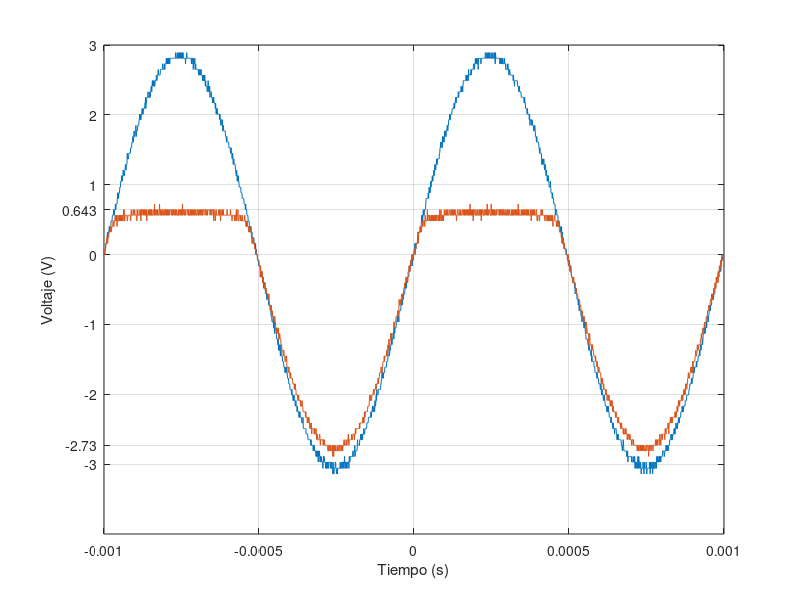

Source code (MATLAB):
t=[-1.00E-03
-9.99E-04
-9.98E-04
-9.97E-04
-9.96E-04
-9.95E-04
-9.94E-04
-9.93E-04
-9.92E-04
-9.91E-04
-9.90E-04
-9.89E-04
-9.88E-04
-9.87E-04
-9.86E-04
-9.85E-04
-9.84E-04
-9.83E-04
-9.82E-04
-9.81E-04
-9.80E-04
-9.79E-04
-9.78E-04
-9.77E-04
-9.76E-04
-9.75E-04
-9.74E-04
-9.73E-04
-9.72E-04
-9.71E-04
-9.70E-04
-9.69E-04
-9.68E-04
-9.67E-04
-9.66E-04
-9.65E-04
-9.64E-04
-9.63E-04
-9.62E-04
-9.61E-04
-9.60E-04
-9.59E-04
-9.58E-04
-9.57E-04
-9.56E-04
-9.55E-04
-9.54E-04
-9.53E-04
-9.52E-04
-9.51E-04
-9.50E-04
-9.49E-04
-9.48E-04
-9.47E-04
-9.46E-04
-9.45E-04
-9.44E-04
-9.43E-04
-9.42E-04
-9.41E-04
-9.40E-04
-9.39E-04
-9.38E-04
-9.37E-04
-9.36E-04
-9.35E-04
-9.34E-04
-9.33E-04
-9.32E-04
-9.31E-04
-9.30E-04
-9.29E-04
-9.28E-04
-9.27E-04
-9.26E-04
-9.25E-04
-9.24E-04
-9.23E-04
-9.22E-04
-9.21E-04
-9.20E-04
-9.19E-04
-9.18E-04
-9.17E-04
-9.16E-04
-9.15E-04
-9.14E-04
-9.13E-04
-9.12E-04
-9.11E-04
-9.10E-04
-9.09E-04
-9.08E-04
-9.07E-04
-9.06E-04
-9.05E-04
-9.04E-04
-9.03E-04
-9.02E-04
-9.01E-04
-9.00E-04
-8.99E-04
-8.98E-04
-8.97E-04
-8.96E-04
-8.95E-04
-8.94E-04
-8.93E-04
-8.92E-04
-8.91E-04
-8.90E-04
-8.89E-04
-8.88E-04
-8.87E-04
-8.86E-04
-8.85E-04
-8.84E-04
-8.83E-04
-8.82E-04
-8.81E-04
-8.80E-04
-8.79E-04
-8.78E-04
-8.77E-04
-8.76E-04
-8.75E-04
-8.74E-04
-8.73E-04
-8.72E-04
-8.71E-04
-8.70E-04
-8.69E-04
-8.68E-04
-8.67E-04
-8.66E-04
-8.65E-04
-8.64E-04
-8.63E-04
-8.62E-04
-8.61E-04
-8.60E-04
-8.59E-04
-8.58E-04
-8.57E-04
-8.56E-04
-8.55E-04
-8.54E-04
-8.53E-04
-8.52E-04
-8.51E-04
-8.50E-04
-8.49E-04
-8.48E-04
-8.47E-04
-8.46E-04
-8.45E-04
-8.44E-04
-8.43E-04
-8.42E-04
-8.41E-04
-8.40E-04
-8.39E-04
-8.38E-04
-8.37E-04
-8.36E-04
-8.35E-04
-8.34E-04
-8.33E-04
-8.32E-04
-8.31E-04
-8.30E-04
-8.29E-04
-8.28E-04
-8.27E-04
-8.26E-04
-8.25E-04
-8.24E-04
-8.23E-04
-8.22E-04
-8.21E-04
-8.20E-04
-8.19E-04
-8.18E-04
-8.17E-04
-8.16E-04
-8.15E-04
-8.14E-04
-8.13E-04
-8.12E-04
-8.11E-04
-8.10E-04
-8.09E-04
-8.08E-04
-8.07E-04
-8.06E-04
-8.05E-04
-8.04E-04
-8.03E-04
-8.02E-04
-8.01E-04
-8.00E-04
-7.99E-04
-7.98E-04
-7.97E-04
-7.96E-04
-7.95E-04
-7.94E-04
-7.93E-04
-7.92E-04
-7.91E-04
-7.90E-04
-7.89E-04
-7.88E-04
-7.87E-04
-7.86E-04
-7.85E-04
-7.84E-04
-7.83E-04
-7.82E-04
-7.81E-04
-7.80E-04
-7.79E-04
-7.78E-04
-7.77E-04
-7.76E-04
-7.75E-04
-7.74E-04
-7.73E-04
-7.72E-04
-7.71E-04
-7.70E-04
-7.69E-04
-7.68E-04
-7.67E-04
-7.66E-04
-7.65E-04
-7.64E-04
-7.63E-04
-7.62E-04
-7.61E-04
-7.60E-04
-7.59E-04
-7.58E-04
-7.57E-04
-7.56E-04
-7.55E-04
-7.54E-04
-7.53E-04
-7.52E-04
-7.51E-04
-7.50E-04
-7.49E-04
-7.48E-04
-7.47E-04
-7.46E-04
-7.45E-04
-7.44E-04
-7.43E-04
-7.42E-04
-7.41E-04
-7.40E-04
-7.39E-04
-7.38E-04
-7.37E-04
-7.36E-04
-7.35E-04
-7.34E-04
-7.33E-04
-7.32E-04
-7.31E-04
-7.30E-04
-7.29E-04
-7.28E-04
-7.27E-04
-7.26E-04
-7.25E-04
-7.24E-04
-7.23E-04
-7.22E-04
-7.21E-04
-7.20E-04
-7.19E-04
-7.18E-04
-7.17E-04
-7.16E-04
-7.15E-04
-7.14E-04
-7.13E-04
-7.12E-04
-7.11E-04
-7.10E-04
-7.09E-04
-7.08E-04
-7.07E-04
-7.06E-04
-7.05E-04
-7.04E-04
-7.03E-04
-7.02E-04
-7.01E-04
-7.00E-04
-6.99E-04
-6.98E-04
-6.97E-04
-6.96E-04
-6.95E-04
-6.94E-04
-6.93E-04
-6.92E-04
-6.91E-04
-6.90E-04
-6.89E-04
-6.88E-04
-6.87E-04
-6.86E-04
-6.85E-04
-6.84E-04
-6.83E-04
-6.82E-04
-6.81E-04
-6.80E-04
-6.79E-04
-6.78E-04
-6.77E-04
-6.76E-04
-6.75E-04
-6.74E-04
-6.73E-04
-6.72E-04
-6.71E-04
-6.70E-04
-6.69E-04
-6.68E-04
-6.67E-04
-6.66E-04
-6.65E-04
-6.64E-04
-6.63E-04
-6.62E-04
-6.61E-04
-6.60E-04
-6.59E-04
-6.58E-04
-6.57E-04
-6.56E-04
-6.55E-04
-6.54E-04
-6.53E-04
-6.52E-04
-6.51E-04
-6.50E-04
-6.49E-04
-6.48E-04
-6.47E-04
-6.46E-04
-6.45E-04
-6.44E-04
-6.43E-04
-6.42E-04
-6.41E-04
-6.40E-04
-6.39E-04
-6.38E-04
-6.37E-04
-6.36E-04
-6.35E-04
-6.34E-04
-6.33E-04
-6.32E-04
-6.31E-04
-6.30E-04
-6.29E-04
-6.28E-04
-6.27E-04
-6.26E-04
-6.25E-04
-6.24E-04
-6.23E-04
-6.22E-04
-6.21E-04
-6.20E-04
-6.19E-04
-6.18E-04
-6.17E-04
-6.16E-04
-6.15E-04
-6.14E-04
-6.13E-04
-6.12E-04
-6.11E-04
-6.10E-04
-6.09E-04
-6.08E-04
-6.07E-04
-6.06E-04
-6.05E-04
-6.04E-04
-6.03E-04
-6.02E-04
-6.01E-04
-6.00E-04
-5.99E-04
-5.98E-04
-5.97E-04
-5.96E-04
-5.95E-04
-5.94E-04
-5.93E-04
-5.92E-04
-5.91E-04
-5.90E-04
-5.89E-04
-5.88E-04
-5.87E-04
-5.86E-04
-5.85E-04
-5.84E-04
-5.83E-04
-5.82E-04
-5.81E-04
-5.80E-04
-5.79E-04
-5.78E-04
-5.77E-04
-5.76E-04
-5.75E-04
-5.74E-04
-5.73E-04
-5.72E-04
-5.71E-04
-5.70E-04
-5.69E-04
-5.68E-04
-5.67E-04
-5.66E-04
-5.65E-04
-5.64E-04
-5.63E-04
-5.62E-04
-5.61E-04
-5.60E-04
-5.59E-04
-5.58E-04
-5.57E-04
-5.56E-04
-5.55E-04
-5.54E-04
-5.53E-04
-5.52E-04
-5.51E-04
-5.50E-04
-5.49E-04
-5.48E-04
-5.47E-04
-5.46E-04
-5.45E-04
-5.44E-04
-5.43E-04
-5.42E-04
-5.41E-04
-5.40E-04
-5.39E-04
-5.38E-04
-5.37E-04
-5.36E-04
-5.35E-04
-5.34E-04
-5.33E-04
-5.32E-04
-5.31E-04
-5.30E-04
-5.29E-04
-5.28E-04
-5.27E-04
-5.26E-04
-5.25E-04
-5.24E-04
-5.23E-04
-5.22E-04
-5.21E-04
-5.20E-04
-5.19E-04
-5.18E-04
-5.17E-04
-5.16E-04
-5.15E-04
-5.14E-04
-5.13E-04
-5.12E-04
-5.11E-04
-5.10E-04
-5.09E-04
-5.08E-04
-5.07E-04
-5.06E-04
-5.05E-04
-5.04E-04
-5.03E-04
-5.02E-04
-5.01E-04
-5.00E-04
-4.99E-04
-4.98E-04
-4.97E-04
-4.96E-04
-4.95E-04
-4.94E-04
-4.93E-04
-4.92E-04
-4.91E-04
-4.90E-04
-4.89E-04
-4.88E-04
-4.87E-04
-4.86E-04
-4.85E-04
-4.84E-04
-4.83E-04
-4.82E-04
-4.81E-04
-4.80E-04
-4.79E-04
-4.78E-04
-4.77E-04
-4.76E-04
-4.75E-04
-4.74E-04
-4.73E-04
-4.72E-04
-4.71E-04
-4.70E-04
-4.69E-04
-4.68E-04
-4.67E-04
-4.66E-04
-4.65E-04
-4.64E-04
-4.63E-04
-4.62E-04
-4.61E-04
-4.60E-04
-4.59E-04
-4.58E-04
-4.57E-04
-4.56E-04
-4.55E-04
-4.54E-04
-4.53E-04
-4.52E-04
-4.51E-04
-4.50E-04
-4.49E-04
-4.48E-04
-4.47E-04
-4.46E-04
-4.45E-04
-4.44E-04
-4.43E-04
-4.42E-04
-4.41E-04
-4.40E-04
-4.39E-04
-4.38E-04
-4.37E-04
-4.36E-04
-4.35E-04
-4.34E-04
-4.33E-04
-4.32E-04
-4.31E-04
-4.30E-04
-4.29E-04
-4.28E-04
-4.27E-04
-4.26E-04
-4.25E-04
-4.24E-04
-4.23E-04
-4.22E-04
-4.21E-04
-4.20E-04
-4.19E-04
-4.18E-04
-4.17E-04
-4.16E-04
-4.15E-04
-4.14E-04
-4.13E-04
-4.12E-04
-4.11E-04
-4.10E-04
-4.09E-04
-4.08E-04
-4.07E-04
-4.06E-04
-4.05E-04
-4.04E-04
-4.03E-04
-4.02E-04
-4.01E-04
-4.00E-04
-3.99E-04
-3.98E-04
-3.97E-04
-3.96E-04
-3.95E-04
-3.94E-04
-3.93E-04
-3.92E-04
-3.91E-04
-3.90E-04
-3.89E-04
-3.88E-04
-3.87E-04
-3.86E-04
-3.85E-04
-3.84E-04
-3.83E-04
-3.82E-04
-3.81E-04
-3.80E-04
-3.79E-04
-3.78E-04
-3.77E-04
-3.76E-04
-3.75E-04
-3.74E-04
-3.73E-04
-3.72E-04
-3.71E-04
-3.70E-04
-3.69E-04
-3.68E-04
-3.67E-04
-3.66E-04
-3.65E-04
-3.64E-04
-3.63E-04
-3.62E-04
-3.61E-04
-3.60E-04
-3.59E-04
-3.58E-04
-3.57E-04
-3.56E-04
-3.55E-04
-3.54E-04
-3.53E-04
-3.52E-04
-3.51E-04
-3.50E-04
-3.49E-04
-3.48E-04
-3.47E-04
-3.46E-04
-3.45E-04
-3.44E-04
-3.43E-04
-3.42E-04
-3.41E-04
-3.40E-04
-3.39E-04
-3.38E-04
-3.37E-04
-3.36E-04
-3.35E-04
-3.34E-04
-3.33E-04
-3.32E-04
-3.31E-04
-3.30E-04
-3.29E-04
-3.28E-04
-3.27E-04
-3.26E-04
-3.25E-04
-3.24E-04
-3.23E-04
-3.22E-04
-3.21E-04
-3.20E-04
-3.19E-04
-3.18E-04
-3.17E-04
-3.16E-04
-3.15E-04
-3.14E-04
-3.13E-04
-3.12E-04
-3.11E-04
-3.10E-04
-3.09E-04
-3.08E-04
-3.07E-04
-3.06E-04
-3.05E-04
-3.04E-04
-3.03E-04
-3.02E-04
-3.01E-04
-3.00E-04
-2.99E-04
-2.98E-04
-2.97E-04
-2.96E-04
-2.95E-04
-2.94E-04
-2.93E-04
-2.92E-04
-2.91E-04
-2.90E-04
-2.89E-04
-2.88E-04
-2.87E-04
-2.86E-04
-2.85E-04
-2.84E-04
-2.83E-04
-2.82E-04
-2.81E-04
-2.80E-04
-2.79E-04
-2.78E-04
-2.77E-04
-2.76E-04
-2.75E-04
-2.74E-04
-2.73E-04
-2.72E-04
-2.71E-04
-2.70E-04
-2.69E-04
-2.68E-04
-2.67E-04
-2.66E-04
-2.65E-04
-2.64E-04
-2.63E-04
-2.62E-04
-2.61E-04
-2.60E-04
-2.59E-04
-2.58E-04
-2.57E-04
-2.56E-04
-2.55E-04
-2.54E-04
-2.53E-04
-2.52E-04
-2.51E-04
-2.50E-04
-2.49E-04
-2.48E-04
-2.47E-04
-2.46E-04
-2.45E-04
-2.44E-04
-2.43E-04
-2.42E-04
-2.41E-04
-2.40E-04
-2.39E-04
-2.38E-04
-2.37E-04
-2.36E-04
-2.35E-04
-2.34E-04
-2.33E-04
-2.32E-04
-2.31E-04
-2.30E-04
-2.29E-04
-2.28E-04
-2.27E-04
-2.26E-04
-2.25E-04
-2.24E-04
-2.23E-04
-2.22E-04
-2.21E-04
-2.20E-04
-2.19E-04
-2.18E-04
-2.17E-04
-2.16E-04
-2.15E-04
-2.14E-04
-2.13E-04
-2.12E-04
-2.11E-04
-2.10E-04
-2.09E-04
-2.08E-04
-2.07E-04
-2.06E-04
-2.05E-04
-2.04E-04
-2.03E-04
-2.02E-04
-2.01E-04
-2.00E-04
-1.99E-04
-1.98E-04
-1.97E-04
-1.96E-04
-1.95E-04
-1.94E-04
-1.93E-04
-1.92E-04
-1.91E-04
-1.90E-04
-1.89E-04
-1.88E-04
-1.87E-04
-1.86E-04
-1.85E-04
-1.84E-04
-1.83E-04
-1.82E-04
-1.81E-04
-1.80E-04
-1.79E-04
-1.78E-04
-1.77E-04
-1.76E-04
-1.75E-04
-1.74E-04
-1.73E-04
-1.72E-04
-1.71E-04
-1.70E-04
-1.69E-04
-1.68E-04
-1.67E-04
-1.66E-04
-1.65E-04
-1.64E-04
-1.63E-04
-1.62E-04
-1.61E-04
-1.60E-04
-1.59E-04
-1.58E-04
-1.57E-04
-1.56E-04
-1.55E-04
-1.54E-04
-1.53E-04
-1.52E-04
-1.51E-04
-1.50E-04
-1.49E-04
-1.48E-04
-1.47E-04
-1.46E-04
-1.45E-04
-1.44E-04
-1.43E-04
-1.42E-04
-1.41E-04
-1.40E-04
-1.39E-04
-1.38E-04
-1.37E-04
-1.36E-04
-1.35E-04
-1.34E-04
-1.33E-04
-1.32E-04
-1.31E-04
-1.30E-04
-1.29E-04
-1.28E-04
-1.27E-04
-1.26E-04
-1.25E-04
-1.24E-04
-1.23E-04
-1.22E-04
-1.21E-04
-1.20E-04
-1.19E-04
-1.18E-04
-1.17E-04
-1.16E-04
-1.15E-04
-1.14E-04
-1.13E-04
-1.12E-04
-1.11E-04
-1.10E-04
-1.09E-04
-1.08E-04
-1.07E-04
-1.06E-04
-1.05E-04
-1.04E-04
-1.03E-04
-1.02E-04
-1.01E-04
-1.00E-04
-9.90E-05
-9.80E-05
-9.70E-05
-9.60E-05
-9.50E-05
-9.40E-05
-9.30E-05
-9.20E-05
-9.10E-05
-9.00E-05
-8.90E-05
-8.80E-05
-8.70E-05
-8.60E-05
-8.50E-05
-8.40E-05
-8.30E-05
-8.20E-05
-8.10E-05
-8.00E-05
-7.90E-05
-7.80E-05
-7.70E-05
-7.60E-05
-7.50E-05
-7.40E-05
-7.30E-05
-7.20E-05
-7.10E-05
-7.00E-05
-6.90E-05
-6.80E-05
-6.70E-05
-6.60E-05
-6.50E-05
-6.40E-05
-6.30E-05
-6.20E-05
-6.10E-05
-6.00E-05
-5.90E-05
-5.80E-05
-5.70E-05
-5.60E-05
-5.50E-05
-5.40E-05
-5.30E-05
-5.20E-05
-5.10E-05
-5.00E-05
-4.90E-05
-4.80E-05
-4.70E-05
-4.60E-05
-4.50E-05
-4.40E-05
-4.30E-05
-4.20E-05
-4.10E-05
-4.00E-05
-3.90E-05
-3.80E-05
-3.70E-05
-3.60E-05
-3.50E-05
-3.40E-05
-3.30E-05
-3.20E-05
-3.10E-05
-3.00E-05
-2.90E-05
-2.80E-05
-2.70E-05
-2.60E-05
-2.50E-05
-2.40E-05
-2.30E-05
-2.20E-05
-2.10E-05
-2.00E-05
-1.90E-05
-1.80E-05
-1.70E-05
-1.60E-05
-1.50E-05
-1.40E-05
-1.30E-05
-1.20E-05
-1.10E-05
-1.00E-05
-9.00E-06
-8.00E-06
-7.00E-06
-6.00E-06
-5.00E-06
-4.00E-06
-3.00E-06
-2.00E-06
-1.00E-06
0.00E+00
1.00E-06
2.00E-06
3.00E-06
4.00E-06
5.00E-06
6.00E-06
7.00E-06
8.00E-06
9.00E-06
1.00E-05
1.10E-05
1.20E-05
1.30E-05
1.40E-05
1.50E-05
1.60E-05
1.70E-05
1.80E-05
1.90E-05
2.00E-05
2.10E-05
2.20E-05
2.30E-05
2.40E-05
2.50E-05
2.60E-05
2.70E-05
2.80E-05
2.90E-05
3.00E-05
3.10E-05
3.20E-05
3.30E-05
3.40E-05
3.50E-05
3.60E-05
3.70E-05
3.80E-05
3.90E-05
4.00E-05
4.10E-05
4.20E-05
4.30E-05
4.40E-05
4.50E-05
4.60E-05
4.70E-05
4.80E-05
4.90E-05
5.00E-05
5.10E-05
5.20E-05
5.30E-05
5.40E-05
5.50E-05
5.60E-05
5.70E-05
5.80E-05
5.90E-05
6.00E-05
6.10E-05
6.20E-05
6.30E-05
6.40E-05
6.50E-05
6.60E-05
6.70E-05
6.80E-05
6.90E-05
7.00E-05
7.10E-05
7.20E-05
7.30E-05
7.40E-05
7.50E-05
7.60E-05
7.70E-05
7.80E-05
7.90E-05
8.00E-05
8.10E-05
8.20E-05
8.30E-05
8.40E-05
8.50E-05
8.60E-05
8.70E-05
8.80E-05
8.90E-05
9.00E-05
9.10E-05
9.20E-05
9.30E-05
9.40E-05
9.50E-05
9.60E-05
9.70E-05
9.80E-05
9.90E-05
1.00E-04
1.01E-04
1.02E-04
1.03E-04
1.04E-04
1.05E-04
1.06E-04
1.07E-04
1.08E-04
1.09E-04
1.10E-04
1.11E-04
1.12E-04
1.13E-04
1.14E-04
1.15E-04
1.16E-04
1.17E-04
1.18E-04
1.19E-04
1.20E-04
1.21E-04
1.22E-04
1.23E-04
1.24E-04
1.25E-04
1.26E-04
1.27E-04
1.28E-04
1.29E-04
1.30E-04
1.31E-04
1.32E-04
1.33E-04
1.34E-04
1.35E-04
1.36E-04
1.37E-04
1.38E-04
1.39E-04
1.40E-04
1.41E-04
1.42E-04
1.43E-04
1.44E-04
1.45E-04
1.46E-04
1.47E-04
1.48E-04
1.49E-04
1.50E-04
1.51E-04
1.52E-04
1.53E-04
1.54E-04
1.55E-04
1.56E-04
1.57E-04
1.58E-04
1.59E-04
1.60E-04
1.61E-04
1.62E-04
1.63E-04
1.64E-04
1.65E-04
1.66E-04
1.67E-04
1.68E-04
1.69E-04
1.70E-04
1.71E-04
1.72E-04
1.73E-04
1.74E-04
1.75E-04
1.76E-04
1.77E-04
1.78E-04
1.79E-04
1.80E-04
1.81E-04
1.82E-04
1.83E-04
1.84E-04
1.85E-04
1.86E-04
1.87E-04
1.88E-04
1.89E-04
1.90E-04
1.91E-04
1.92E-04
1.93E-04
1.94E-04
1.95E-04
1.96E-04
1.97E-04
1.98E-04
1.99E-04
2.00E-04
2.01E-04
2.02E-04
2.03E-04
2.04E-04
2.05E-04
2.06E-04
2.07E-04
2.08E-04
2.09E-04
2.10E-04
2.11E-04
2.12E-04
2.13E-04
2.14E-04
2.15E-04
2.16E-04
2.17E-04
2.18E-04
2.19E-04
2.20E-04
2.21E-04
2.22E-04
2.23E-04
2.24E-04
2.25E-04
2.26E-04
2.27E-04
2.28E-04
2.29E-04
2.30E-04
2.31E-04
2.32E-04
2.33E-04
2.34E-04
2.35E-04
2.36E-04
2.37E-04
2.38E-04
2.39E-04
2.40E-04
2.41E-04
2.42E-04
2.43E-04
2.44E-04
2.45E-04
2.46E-04
2.47E-04
2.48E-04
2.49E-04
2.50E-04
2.51E-04
2.52E-04
2.53E-04
2.54E-04
2.55E-04
2.56E-04
2.57E-04
2.58E-04
2.59E-04
2.60E-04
2.61E-04
2.62E-04
2.63E-04
2.64E-04
2.65E-04
2.66E-04
2.67E-04
2.68E-04
2.69E-04
2.70E-04
2.71E-04
2.72E-04
2.73E-04
2.74E-04
2.75E-04
2.76E-04
2.77E-04
2.78E-04
2.79E-04
2.80E-04
2.81E-04
2.82E-04
2.83E-04
2.84E-04
2.85E-04
2.86E-04
2.87E-04
2.88E-04
2.89E-04
2.90E-04
2.91E-04
2.92E-04
2.93E-04
2.94E-04
2.95E-04
2.96E-04
2.97E-04
2.98E-04
2.99E-04
3.00E-04
3.01E-04
3.02E-04
3.03E-04
3.04E-04
3.05E-04
3.06E-04
3.07E-04
3.08E-04
3.09E-04
3.10E-04
3.11E-04
3.12E-04
3.13E-04
3.14E-04
3.15E-04
3.16E-04
3.17E-04
3.18E-04
3.19E-04
3.20E-04
3.21E-04
3.22E-04
3.23E-04
3.24E-04
3.25E-04
3.26E-04
3.27E-04
3.28E-04
3.29E-04
3.30E-04
3.31E-04
3.32E-04
3.33E-04
3.34E-04
3.35E-04
3.36E-04
3.37E-04
3.38E-04
3.39E-04
3.40E-04
3.41E-04
3.42E-04
3.43E-04
3.44E-04
3.45E-04
3.46E-04
3.47E-04
3.48E-04
3.49E-04
3.50E-04
3.51E-04
3.52E-04
3.53E-04
3.54E-04
3.55E-04
3.56E-04
3.57E-04
3.58E-04
3.59E-04
3.60E-04
3.61E-04
3.62E-04
3.63E-04
3.64E-04
3.65E-04
3.66E-04
3.67E-04
3.68E-04
3.69E-04
3.70E-04
3.71E-04
3.72E-04
3.73E-04
3.74E-04
3.75E-04
3.76E-04
3.77E-04
3.78E-04
3.79E-04
3.80E-04
3.81E-04
3.82E-04
3.83E-04
3.84E-04
3.85E-04
3.86E-04
3.87E-04
3.88E-04
3.89E-04
3.90E-04
3.91E-04
3.92E-04
3.93E-04
3.94E-04
3.95E-04
3.96E-04
3.97E-04
3.98E-04
3.99E-04
4.00E-04
4.01E-04
4.02E-04
4.03E-04
4.04E-04
4.05E-04
4.06E-04
4.07E-04
4.08E-04
4.09E-04
4.10E-04
4.11E-04
4.12E-04
4.13E-04
4.14E-04
4.15E-04
4.16E-04
4.17E-04
4.18E-04
4.19E-04
4.20E-04
4.21E-04
4.22E-04
4.23E-04
4.24E-04
4.25E-04
4.26E-04
4.27E-04
4.28E-04
4.29E-04
4.30E-04
4.31E-04
4.32E-04
4.33E-04
4.34E-04
4.35E-04
4.36E-04
4.37E-04
4.38E-04
4.39E-04
4.40E-04
4.41E-04
4.42E-04
4.43E-04
4.44E-04
4.45E-04
4.46E-04
4.47E-04
4.48E-04
4.49E-04
4.50E-04
4.51E-04
4.52E-04
4.53E-04
4.54E-04
4.55E-04
4.56E-04
4.57E-04
4.58E-04
4.59E-04
4.60E-04
4.61E-04
4.62E-04
4.63E-04
4.64E-04
4.65E-04
4.66E-04
4.67E-04
4.68E-04
4.69E-04
4.70E-04
4.71E-04
4.72E-04
4.73E-04
4.74E-04
4.75E-04
4.76E-04
4.77E-04
4.78E-04
4.79E-04
4.80E-04
4.81E-04
4.82E-04
4.83E-04
4.84E-04
4.85E-04
4.86E-04
4.87E-04
4.88E-04
4.89E-04
4.90E-04
4.91E-04
4.92E-04
4.93E-04
4.94E-04
4.95E-04
4.96E-04
4.97E-04
4.98E-04
4.99E-04
5.00E-04
5.01E-04
5.02E-04
5.03E-04
5.04E-04
5.05E-04
5.06E-04
5.07E-04
5.08E-04
5.09E-04
5.10E-04
5.11E-04
5.12E-04
5.13E-04
5.14E-04
5.15E-04
5.16E-04
5.17E-04
5.18E-04
5.19E-04
5.20E-04
5.21E-04
5.22E-04
5.23E-04
5.24E-04
5.25E-04
5.26E-04
5.27E-04
5.28E-04
5.29E-04
5.30E-04
5.31E-04
5.32E-04
5.33E-04
5.34E-04
5.35E-04
5.36E-04
5.37E-04
5.38E-04
5.39E-04
5.40E-04
5.41E-04
5.42E-04
5.43E-04
5.44E-04
5.45E-04
5.46E-04
5.47E-04
5.48E-04
5.49E-04
5.50E-04
5.51E-04
5.52E-04
5.53E-04
5.54E-04
5.55E-04
5.56E-04
5.57E-04
5.58E-04
5.59E-04
5.60E-04
5.61E-04
5.62E-04
5.63E-04
5.64E-04
5.65E-04
5.66E-04
5.67E-04
5.68E-04
5.69E-04
5.70E-04
5.71E-04
5.72E-04
5.73E-04
5.74E-04
5.75E-04
5.76E-04
5.77E-04
5.78E-04
5.79E-04
5.80E-04
5.81E-04
5.82E-04
5.83E-04
5.84E-04
5.85E-04
5.86E-04
5.87E-04
5.88E-04
5.89E-04
5.90E-04
5.91E-04
5.92E-04
5.93E-04
5.94E-04
5.95E-04
5.96E-04
5.97E-04
5.98E-04
5.99E-04
6.00E-04
6.01E-04
6.02E-04
6.03E-04
6.04E-04
6.05E-04
6.06E-04
6.07E-04
6.08E-04
6.09E-04
6.10E-04
6.11E-04
6.12E-04
6.13E-04
6.14E-04
6.15E-04
6.16E-04
6.17E-04
6.18E-04
6.19E-04
6.20E-04
6.21E-04
6.22E-04
6.23E-04
6.24E-04
6.25E-04
6.26E-04
6.27E-04
6.28E-04
6.29E-04
6.30E-04
6.31E-04
6.32E-04
6.33E-04
6.34E-04
6.35E-04
6.36E-04
6.37E-04
6.38E-04
6.39E-04
6.40E-04
6.41E-04
6.42E-04
6.43E-04
6.44E-04
6.45E-04
6.46E-04
6.47E-04
6.48E-04
6.49E-04
6.50E-04
6.51E-04
6.52E-04
6.53E-04
6.54E-04
6.55E-04
6.56E-04
6.57E-04
6.58E-04
6.59E-04
6.60E-04
6.61E-04
6.62E-04
6.63E-04
6.64E-04
6.65E-04
6.66E-04
6.67E-04
6.68E-04
6.69E-04
6.70E-04
6.71E-04
6.72E-04
6.73E-04
6.74E-04
6.75E-04
6.76E-04
6.77E-04
6.78E-04
6.79E-04
6.80E-04
6.81E-04
6.82E-04
6.83E-04
6.84E-04
6.85E-04
6.86E-04
6.87E-04
6.88E-04
6.89E-04
6.90E-04
6.91E-04
6.92E-04
6.93E-04
6.94E-04
6.95E-04
6.96E-04
6.97E-04
6.98E-04
6.99E-04
7.00E-04
7.01E-04
7.02E-04
7.03E-04
7.04E-04
7.05E-04
7.06E-04
7.07E-04
7.08E-04
7.09E-04
7.10E-04
7.11E-04
7.12E-04
7.13E-04
7.14E-04
7.15E-04
7.16E-04
7.17E-04
7.18E-04
7.19E-04
7.20E-04
7.21E-04
7.22E-04
7.23E-04
7.24E-04
7.25E-04
7.26E-04
7.27E-04
7.28E-04
7.29E-04
7.30E-04
7.31E-04
7.32E-04
7.33E-04
7.34E-04
7.35E-04
7.36E-04
7.37E-04
7.38E-04
7.39E-04
7.40E-04
7.41E-04
7.42E-04
7.43E-04
7.44E-04
7.45E-04
7.46E-04
7.47E-04
7.48E-04
7.49E-04
7.50E-04
7.51E-04
7.52E-04
7.53E-04
7.54E-04
7.55E-04
7.56E-04
7.57E-04
7.58E-04
7.59E-04
7.60E-04
7.61E-04
7.62E-04
7.63E-04
7.64E-04
7.65E-04
7.66E-04
7.67E-04
7.68E-04
7.69E-04
7.70E-04
7.71E-04
7.72E-04
7.73E-04
7.74E-04
7.75E-04
7.76E-04
7.77E-04
7.78E-04
7.79E-04
7.80E-04
7.81E-04
7.82E-04
7.83E-04
7.84E-04
7.85E-04
7.86E-04
7.87E-04
7.88E-04
7.89E-04
7.90E-04
7.91E-04
7.92E-04
7.93E-04
7.94E-04
7.95E-04
7.96E-04
7.97E-04
7.98E-04
7.99E-04
8.00E-04
8.01E-04
8.02E-04
8.03E-04
8.04E-04
8.05E-04
8.06E-04
8.07E-04
8.08E-04
8.09E-04
8.10E-04
8.11E-04
8.12E-04
8.13E-04
8.14E-04
8.15E-04
8.16E-04
8.17E-04
8.18E-04
8.19E-04
8.20E-04
8.21E-04
8.22E-04
8.23E-04
8.24E-04
8.25E-04
8.26E-04
8.27E-04
8.28E-04
8.29E-04
8.30E-04
8.31E-04
8.32E-04
8.33E-04
8.34E-04
8.35E-04
8.36E-04
8.37E-04
8.38E-04
8.39E-04
8.40E-04
8.41E-04
8.42E-04
8.43E-04
8.44E-04
8.45E-04
8.46E-04
8.47E-04
8.48E-04
8.49E-04
8.50E-04
8.51E-04
8.52E-04
8.53E-04
8.54E-04
8.55E-04
8.56E-04
8.57E-04
8.58E-04
8.59E-04
8.60E-04
8.61E-04
8.62E-04
8.63E-04
8.64E-04
8.65E-04
8.66E-04
8.67E-04
8.68E-04
8.69E-04
8.70E-04
8.71E-04
8.72E-04
8.73E-04
8.74E-04
8.75E-04
8.76E-04
8.77E-04
8.78E-04
8.79E-04
8.80E-04
8.81E-04
8.82E-04
8.83E-04
8.84E-04
8.85E-04
8.86E-04
8.87E-04
8.88E-04
8.89E-04
8.90E-04
8.91E-04
8.92E-04
8.93E-04
8.94E-04
8.95E-04
8.96E-04
8.97E-04
8.98E-04
8.99E-04
9.00E-04
9.01E-04
9.02E-04
9.03E-04
9.04E-04
9.05E-04
9.06E-04
9.07E-04
9.08E-04
9.09E-04
9.10E-04
9.11E-04
9.12E-04
9.13E-04
9.14E-04
9.15E-04
9.16E-04
9.17E-04
9.18E-04
9.19E-04
9.20E-04
9.21E-04
9.22E-04
9.23E-04
9.24E-04
9.25E-04
9.26E-04
9.27E-04
9.28E-04
9.29E-04
9.30E-04
9.31E-04
9.32E-04
9.33E-04
9.34E-04
9.35E-04
9.36E-04
9.37E-04
9.38E-04
9.39E-04
9.40E-04
9.41E-04
9.42E-04
9.43E-04
9.44E-04
9.45E-04
9.46E-04
9.47E-04
9.48E-04
9.49E-04
9.50E-04
9.51E-04
9.52E-04
9.53E-04
9.54E-04
9.55E-04
9.56E-04
9.57E-04
9.58E-04
9.59E-04
9.60E-04
9.61E-04
9.62E-04
9.63E-04
9.64E-04
9.65E-04
9.66E-04
9.67E-04
9.68E-04
9.69E-04
9.70E-04
9.71E-04
9.72E-04
9.73E-04
9.74E-04
9.75E-04
9.76E-04
9.77E-04
9.78E-04
9.79E-04
9.80E-04
9.81E-04
9.82E-04
9.83E-04
9.84E-04
9.85E-04
9.86E-04
9.87E-04
9.88E-04
9.89E-04
9.90E-04
9.91E-04
9.92E-04
9.93E-04
9.94E-04
9.95E-04
9.96E-04
9.97E-04
9.98E-04
9.99E-04];
x=[8.04E-02
0.00E+00
0.00E+00
0.00E+00
8.04E-02
8.04E-02
1.61E-01
1.61E-01
1.61E-01
1.61E-01
2.41E-01
3.22E-01
2.41E-01
2.41E-01
3.22E-01
3.22E-01
3.22E-01
4.02E-01
3.22E-01
4.02E-01
4.02E-01
4.02E-01
4.02E-01
4.82E-01
4.82E-01
4.82E-01
4.82E-01
5.63E-01
5.63E-01
5.63E-01
5.63E-01
6.43E-01
6.43E-01
5.63E-01
6.43E-01
6.43E-01
6.43E-01
7.24E-01
6.43E-01
7.24E-01
7.24E-01
7.24E-01
7.24E-01
8.04E-01
8.84E-01
8.04E-01
8.84E-01
8.04E-01
8.84E-01
8.84E-01
8.84E-01
9.65E-01
9.65E-01
9.65E-01
1.05E+00
1.05E+00
1.05E+00
1.13E+00
1.05E+00
1.05E+00
1.13E+00
1.13E+00
1.21E+00
1.13E+00
1.13E+00
1.13E+00
1.13E+00
1.21E+00
1.21E+00
1.29E+00
1.29E+00
1.21E+00
1.29E+00
1.29E+00
1.29E+00
1.45E+00
1.37E+00
1.37E+00
1.37E+00
1.37E+00
1.45E+00
1.45E+00
1.45E+00
1.45E+00
1.45E+00
1.45E+00
1.53E+00
1.53E+00
1.53E+00
1.53E+00
1.61E+00
1.61E+00
1.61E+00
1.69E+00
1.61E+00
1.61E+00
1.69E+00
1.77E+00
1.69E+00
1.69E+00
1.69E+00
1.77E+00
1.77E+00
1.85E+00
1.69E+00
1.77E+00
1.77E+00
1.77E+00
1.77E+00
1.85E+00
1.85E+00
1.85E+00
1.85E+00
1.93E+00
1.93E+00
2.01E+00
1.93E+00
1.93E+00
2.01E+00
1.93E+00
2.01E+00
2.01E+00
2.01E+00
2.09E+00
2.01E+00
2.09E+00
2.01E+00
2.09E+00
2.09E+00
2.09E+00
2.09E+00
2.09E+00
2.17E+00
2.17E+00
2.25E+00
2.09E+00
2.17E+00
2.17E+00
2.25E+00
2.25E+00
2.25E+00
2.25E+00
2.33E+00
2.25E+00
2.25E+00
2.25E+00
2.25E+00
2.25E+00
2.33E+00
2.25E+00
2.33E+00
2.33E+00
2.41E+00
2.41E+00
2.33E+00
2.41E+00
2.49E+00
2.41E+00
2.49E+00
2.49E+00
2.41E+00
2.49E+00
2.49E+00
2.41E+00
2.41E+00
2.49E+00
2.49E+00
2.49E+00
2.49E+00
2.57E+00
2.49E+00
2.49E+00
2.57E+00
2.57E+00
2.57E+00
2.65E+00
2.57E+00
2.57E+00
2.57E+00
2.57E+00
2.57E+00
2.57E+00
2.65E+00
2.65E+00
2.65E+00
2.65E+00
2.65E+00
2.65E+00
2.65E+00
2.73E+00
2.73E+00
2.65E+00
2.65E+00
2.65E+00
2.65E+00
2.73E+00
2.65E+00
2.73E+00
2.73E+00
2.73E+00
2.73E+00
2.81E+00
2.73E+00
2.73E+00
2.81E+00
2.73E+00
2.81E+00
2.73E+00
2.81E+00
2.81E+00
2.73E+00
2.81E+00
2.73E+00
2.81E+00
2.81E+00
2.81E+00
2.81E+00
2.81E+00
2.81E+00
2.81E+00
2.81E+00
2.81E+00
2.81E+00
2.81E+00
2.81E+00
2.81E+00
2.81E+00
2.81E+00
2.81E+00
2.81E+00
2.81E+00
2.89E+00
2.89E+00
2.81E+00
2.81E+00
2.81E+00
2.81E+00
2.89E+00
2.81E+00
2.81E+00
2.81E+00
2.89E+00
2.89E+00
2.81E+00
2.89E+00
2.89E+00
2.81E+00
2.89E+00
2.81E+00
2.81E+00
2.89E+00
2.81E+00
2.81E+00
2.89E+00
2.81E+00
2.89E+00
2.81E+00
2.81E+00
2.81E+00
2.81E+00
2.81E+00
2.81E+00
2.81E+00
2.73E+00
2.81E+00
2.81E+00
2.81E+00
2.89E+00
2.81E+00
2.81E+00
2.81E+00
2.81E+00
2.81E+00
2.81E+00
2.81E+00
2.81E+00
2.81E+00
2.81E+00
2.81E+00
2.81E+00
2.81E+00
2.81E+00
2.73E+00
2.81E+00
2.73E+00
2.81E+00
2.81E+00
2.81E+00
2.65E+00
2.81E+00
2.73E+00
2.73E+00
2.73E+00
2.81E+00
2.65E+00
2.73E+00
2.73E+00
2.65E+00
2.65E+00
2.65E+00
2.65E+00
2.65E+00
2.65E+00
2.65E+00
2.65E+00
2.57E+00
2.57E+00
2.65E+00
2.57E+00
2.57E+00
2.65E+00
2.57E+00
2.57E+00
2.65E+00
2.57E+00
2.57E+00
2.57E+00
2.57E+00
2.49E+00
2.57E+00
2.49E+00
2.49E+00
2.57E+00
2.49E+00
2.49E+00
2.57E+00
2.49E+00
2.41E+00
2.49E+00
2.41E+00
2.41E+00
2.41E+00
2.41E+00
2.33E+00
2.41E+00
2.41E+00
2.49E+00
2.41E+00
2.33E+00
2.41E+00
2.33E+00
2.41E+00
2.25E+00
2.33E+00
2.33E+00
2.33E+00
2.33E+00
2.25E+00
2.25E+00
2.25E+00
2.17E+00
2.25E+00
2.25E+00
2.17E+00
2.25E+00
2.17E+00
2.17E+00
2.17E+00
2.17E+00
2.09E+00
2.17E+00
2.09E+00
2.01E+00
2.09E+00
2.01E+00
2.09E+00
2.01E+00
2.01E+00
2.01E+00
2.01E+00
2.01E+00
2.01E+00
2.01E+00
1.93E+00
2.01E+00
1.93E+00
1.93E+00
1.85E+00
1.93E+00
1.93E+00
1.93E+00
1.85E+00
1.93E+00
1.77E+00
1.77E+00
1.85E+00
1.77E+00
1.77E+00
1.77E+00
1.77E+00
1.77E+00
1.77E+00
1.69E+00
1.69E+00
1.69E+00
1.61E+00
1.69E+00
1.61E+00
1.61E+00
1.61E+00
1.61E+00
1.61E+00
1.61E+00
1.53E+00
1.53E+00
1.53E+00
1.53E+00
1.53E+00
1.45E+00
1.45E+00
1.53E+00
1.45E+00
1.45E+00
1.37E+00
1.37E+00
1.45E+00
1.37E+00
1.29E+00
1.37E+00
1.37E+00
1.29E+00
1.29E+00
1.29E+00
1.29E+00
1.21E+00
1.21E+00
1.13E+00
1.13E+00
1.21E+00
1.13E+00
1.05E+00
1.13E+00
1.05E+00
1.13E+00
1.05E+00
1.05E+00
9.65E-01
9.65E-01
9.65E-01
9.65E-01
9.65E-01
9.65E-01
8.84E-01
8.84E-01
8.84E-01
8.84E-01
8.04E-01
8.04E-01
8.04E-01
8.04E-01
8.04E-01
8.04E-01
7.24E-01
7.24E-01
7.24E-01
7.24E-01
6.43E-01
7.24E-01
6.43E-01
6.43E-01
6.43E-01
5.63E-01
5.63E-01
5.63E-01
5.63E-01
4.82E-01
4.82E-01
4.82E-01
4.82E-01
4.02E-01
4.02E-01
3.22E-01
4.02E-01
3.22E-01
4.02E-01
3.22E-01
2.41E-01
3.22E-01
1.61E-01
2.41E-01
2.41E-01
2.41E-01
1.61E-01
2.41E-01
1.61E-01
1.61E-01
1.61E-01
8.04E-02
8.04E-02
1.61E-01
0.00E+00
8.04E-02
0.00E+00
0.00E+00
0.00E+00
-8.04E-02
-8.04E-02
-8.04E-02
-8.04E-02
-1.61E-01
-1.61E-01
-1.61E-01
-1.61E-01
-1.61E-01
-1.61E-01
-2.41E-01
-3.22E-01
-3.22E-01
-3.22E-01
-2.41E-01
-3.22E-01
-3.22E-01
-4.02E-01
-4.02E-01
-3.22E-01
-4.82E-01
-4.02E-01
-4.02E-01
-4.82E-01
-4.82E-01
-4.82E-01
-5.63E-01
-4.82E-01
-5.63E-01
-5.63E-01
-6.43E-01
-6.43E-01
-6.43E-01
-5.63E-01
-6.43E-01
-6.43E-01
-7.24E-01
-7.24E-01
-7.24E-01
-7.24E-01
-7.24E-01
-8.04E-01
-8.04E-01
-8.04E-01
-8.84E-01
-8.84E-01
-8.84E-01
-9.65E-01
-9.65E-01
-9.65E-01
-9.65E-01
-8.84E-01
-1.05E+00
-1.05E+00
-9.65E-01
-1.13E+00
-1.05E+00
-1.05E+00
-1.05E+00
-1.05E+00
-1.13E+00
-1.13E+00
-1.21E+00
-1.21E+00
-1.21E+00
-1.21E+00
-1.29E+00
-1.21E+00
-1.37E+00
-1.29E+00
-1.37E+00
-1.37E+00
-1.29E+00
-1.37E+00
-1.45E+00
-1.37E+00
-1.29E+00
-1.45E+00
-1.45E+00
-1.45E+00
-1.45E+00
-1.53E+00
-1.53E+00
-1.53E+00
-1.53E+00
-1.61E+00
-1.61E+00
-1.61E+00
-1.61E+00
-1.69E+00
-1.61E+00
-1.69E+00
-1.69E+00
-1.61E+00
-1.69E+00
-1.69E+00
-1.69E+00
-1.77E+00
-1.77E+00
-1.77E+00
-1.77E+00
-1.85E+00
-1.85E+00
-1.85E+00
-1.85E+00
-1.93E+00
-1.93E+00
-1.93E+00
-1.93E+00
-1.93E+00
-2.01E+00
-1.93E+00
-2.01E+00
-2.01E+00
-2.01E+00
-2.09E+00
-2.01E+00
-2.09E+00
-2.01E+00
-2.09E+00
-2.09E+00
-2.09E+00
-2.17E+00
-2.17E+00
-2.09E+00
-2.17E+00
-2.17E+00
-2.17E+00
-2.25E+00
-2.17E+00
-2.25E+00
-2.25E+00
-2.25E+00
-2.25E+00
-2.33E+00
-2.25E+00
-2.33E+00
-2.25E+00
-2.33E+00
-2.33E+00
-2.33E+00
-2.33E+00
-2.33E+00
-2.41E+00
-2.41E+00
-2.41E+00
-2.41E+00
-2.33E+00
-2.49E+00
-2.49E+00
-2.49E+00
-2.49E+00
-2.49E+00
-2.49E+00
-2.49E+00
-2.49E+00
-2.49E+00
-2.57E+00
-2.57E+00
-2.57E+00
-2.57E+00
-2.57E+00
-2.57E+00
-2.65E+00
-2.65E+00
-2.65E+00
-2.65E+00
-2.65E+00
-2.65E+00
-2.65E+00
-2.65E+00
-2.65E+00
-2.73E+00
-2.65E+00
-2.73E+00
-2.73E+00
-2.73E+00
-2.73E+00
-2.73E+00
-2.73E+00
-2.81E+00
-2.73E+00
-2.81E+00
-2.73E+00
-2.81E+00
-2.81E+00
-2.81E+00
-2.81E+00
-2.81E+00
-2.89E+00
-2.81E+00
-2.89E+00
-2.81E+00
-2.89E+00
-2.81E+00
-2.89E+00
-2.97E+00
-2.89E+00
-2.81E+00
-2.89E+00
-2.81E+00
-2.89E+00
-2.97E+00
-2.89E+00
-2.97E+00
-2.89E+00
-2.89E+00
-2.97E+00
-2.97E+00
-2.97E+00
-2.97E+00
-3.06E+00
-2.97E+00
-2.89E+00
-2.97E+00
-2.89E+00
-2.97E+00
-2.97E+00
-2.97E+00
-2.97E+00
-3.06E+00
-2.97E+00
-3.06E+00
-3.06E+00
-2.97E+00
-3.06E+00
-2.97E+00
-2.97E+00
-3.06E+00
-3.06E+00
-2.97E+00
-2.97E+00
-2.97E+00
-2.97E+00
-2.97E+00
-3.06E+00
-3.06E+00
-2.97E+00
-3.06E+00
-3.06E+00
-2.97E+00
-3.06E+00
-3.06E+00
-3.14E+00
-2.97E+00
-3.14E+00
-3.14E+00
-3.14E+00
-3.06E+00
-3.06E+00
-3.06E+00
-2.97E+00
-2.97E+00
-3.06E+00
-3.06E+00
-3.14E+00
-3.14E+00
-3.06E+00
-3.14E+00
-3.06E+00
-3.06E+00
-3.06E+00
-3.06E+00
-3.06E+00
-3.06E+00
-3.06E+00
-3.06E+00
-2.97E+00
-3.06E+00
-3.06E+00
-3.06E+00
-3.06E+00
-2.97E+00
-2.97E+00
-3.06E+00
-2.97E+00
-2.97E+00
-2.97E+00
-3.06E+00
-2.97E+00
-2.97E+00
-2.89E+00
-3.06E+00
-3.06E+00
-2.97E+00
-2.97E+00
-3.06E+00
-3.06E+00
-2.97E+00
-3.06E+00
-2.97E+00
-2.97E+00
-2.97E+00
-2.97E+00
-2.97E+00
-3.06E+00
-2.89E+00
-2.89E+00
-2.97E+00
-2.89E+00
-2.89E+00
-2.89E+00
-2.89E+00
-2.89E+00
-2.89E+00
-2.89E+00
-2.89E+00
-2.89E+00
-2.81E+00
-2.89E+00
-2.89E+00
-2.89E+00
-2.81E+00
-2.81E+00
-2.73E+00
-2.89E+00
-2.81E+00
-2.81E+00
-2.81E+00
-2.81E+00
-2.81E+00
-2.81E+00
-2.73E+00
-2.65E+00
-2.73E+00
-2.73E+00
-2.73E+00
-2.73E+00
-2.73E+00
-2.73E+00
-2.65E+00
-2.65E+00
-2.65E+00
-2.57E+00
-2.57E+00
-2.65E+00
-2.57E+00
-2.65E+00
-2.57E+00
-2.65E+00
-2.57E+00
-2.57E+00
-2.57E+00
-2.49E+00
-2.57E+00
-2.57E+00
-2.57E+00
-2.49E+00
-2.49E+00
-2.49E+00
-2.49E+00
-2.49E+00
-2.49E+00
-2.41E+00
-2.41E+00
-2.41E+00
-2.41E+00
-2.41E+00
-2.33E+00
-2.33E+00
-2.33E+00
-2.33E+00
-2.33E+00
-2.33E+00
-2.33E+00
-2.33E+00
-2.25E+00
-2.33E+00
-2.25E+00
-2.25E+00
-2.25E+00
-2.17E+00
-2.25E+00
-2.25E+00
-2.25E+00
-2.17E+00
-2.17E+00
-2.17E+00
-2.25E+00
-2.09E+00
-2.17E+00
-2.17E+00
-2.09E+00
-2.01E+00
-2.09E+00
-1.93E+00
-2.01E+00
-2.01E+00
-2.01E+00
-2.01E+00
-1.93E+00
-1.93E+00
-1.93E+00
-1.93E+00
-1.93E+00
-1.93E+00
-1.93E+00
-1.93E+00
-1.85E+00
-1.85E+00
-1.77E+00
-1.77E+00
-1.69E+00
-1.77E+00
-1.77E+00
-1.69E+00
-1.77E+00
-1.69E+00
-1.69E+00
-1.69E+00
-1.69E+00
-1.61E+00
-1.61E+00
-1.61E+00
-1.61E+00
-1.61E+00
-1.61E+00
-1.53E+00
-1.53E+00
-1.53E+00
-1.53E+00
-1.45E+00
-1.45E+00
-1.45E+00
-1.45E+00
-1.37E+00
-1.45E+00
-1.37E+00
-1.37E+00
-1.37E+00
-1.29E+00
-1.29E+00
-1.29E+00
-1.13E+00
-1.29E+00
-1.21E+00
-1.21E+00
-1.21E+00
-1.13E+00
-1.13E+00
-1.21E+00
-1.05E+00
-1.13E+00
-1.13E+00
-1.05E+00
-1.05E+00
-1.05E+00
-1.05E+00
-9.65E-01
-9.65E-01
-9.65E-01
-8.84E-01
-8.84E-01
-9.65E-01
-8.84E-01
-8.84E-01
-9.65E-01
-8.04E-01
-8.04E-01
-8.04E-01
-8.04E-01
-8.04E-01
-8.04E-01
-7.24E-01
-7.24E-01
-6.43E-01
-6.43E-01
-7.24E-01
-6.43E-01
-5.63E-01
-5.63E-01
-6.43E-01
-5.63E-01
-5.63E-01
-5.63E-01
-5.63E-01
-4.82E-01
-4.82E-01
-4.02E-01
-4.82E-01
-4.82E-01
-4.02E-01
-4.02E-01
-4.02E-01
-3.22E-01
-3.22E-01
-3.22E-01
-3.22E-01
-3.22E-01
-2.41E-01
-1.61E-01
-2.41E-01
-2.41E-01
-1.61E-01
-1.61E-01
-8.04E-02
-1.61E-01
-1.61E-01
-8.04E-02
-1.61E-01
0.00E+00
-8.04E-02
0.00E+00
-8.04E-02
0.00E+00
0.00E+00
8.04E-02
8.04E-02
1.61E-01
8.04E-02
1.61E-01
8.04E-02
1.61E-01
1.61E-01
1.61E-01
1.61E-01
1.61E-01
2.41E-01
2.41E-01
2.41E-01
3.22E-01
3.22E-01
3.22E-01
3.22E-01
3.22E-01
4.02E-01
3.22E-01
4.02E-01
4.02E-01
4.82E-01
5.63E-01
4.82E-01
5.63E-01
4.82E-01
5.63E-01
6.43E-01
5.63E-01
5.63E-01
5.63E-01
6.43E-01
6.43E-01
6.43E-01
6.43E-01
7.24E-01
8.04E-01
8.04E-01
8.04E-01
8.04E-01
8.04E-01
8.04E-01
8.04E-01
8.84E-01
8.04E-01
8.84E-01
9.65E-01
8.84E-01
9.65E-01
8.84E-01
9.65E-01
1.05E+00
9.65E-01
1.05E+00
1.05E+00
1.05E+00
1.13E+00
1.05E+00
1.05E+00
1.13E+00
1.13E+00
1.21E+00
1.13E+00
1.21E+00
1.29E+00
1.29E+00
1.29E+00
1.21E+00
1.29E+00
1.29E+00
1.37E+00
1.29E+00
1.29E+00
1.37E+00
1.37E+00
1.37E+00
1.37E+00
1.37E+00
1.37E+00
1.45E+00
1.45E+00
1.53E+00
1.53E+00
1.61E+00
1.53E+00
1.61E+00
1.61E+00
1.61E+00
1.53E+00
1.69E+00
1.61E+00
1.61E+00
1.61E+00
1.69E+00
1.61E+00
1.69E+00
1.77E+00
1.69E+00
1.77E+00
1.77E+00
1.69E+00
1.77E+00
1.77E+00
1.77E+00
1.85E+00
1.85E+00
1.77E+00
1.85E+00
1.85E+00
1.93E+00
1.93E+00
1.93E+00
2.01E+00
1.93E+00
1.93E+00
2.01E+00
2.01E+00
2.01E+00
2.01E+00
2.01E+00
2.09E+00
2.09E+00
2.09E+00
2.09E+00
2.09E+00
2.09E+00
2.17E+00
2.17E+00
2.09E+00
2.17E+00
2.17E+00
2.25E+00
2.25E+00
2.17E+00
2.25E+00
2.25E+00
2.25E+00
2.25E+00
2.25E+00
2.25E+00
2.33E+00
2.25E+00
2.33E+00
2.33E+00
2.33E+00
2.33E+00
2.33E+00
2.33E+00
2.33E+00
2.41E+00
2.33E+00
2.33E+00
2.41E+00
2.41E+00
2.33E+00
2.41E+00
2.49E+00
2.49E+00
2.49E+00
2.49E+00
2.49E+00
2.49E+00
2.49E+00
2.49E+00
2.49E+00
2.57E+00
2.49E+00
2.57E+00
2.57E+00
2.49E+00
2.57E+00
2.49E+00
2.49E+00
2.65E+00
2.57E+00
2.57E+00
2.57E+00
2.57E+00
2.57E+00
2.57E+00
2.57E+00
2.65E+00
2.57E+00
2.65E+00
2.65E+00
2.65E+00
2.65E+00
2.65E+00
2.65E+00
2.73E+00
2.73E+00
2.73E+00
2.65E+00
2.73E+00
2.73E+00
2.81E+00
2.73E+00
2.73E+00
2.73E+00
2.81E+00
2.73E+00
2.73E+00
2.73E+00
2.81E+00
2.65E+00
2.81E+00
2.81E+00
2.81E+00
2.81E+00
2.81E+00
2.81E+00
2.81E+00
2.81E+00
2.73E+00
2.81E+00
2.81E+00
2.81E+00
2.81E+00
2.81E+00
2.81E+00
2.81E+00
2.81E+00
2.81E+00
2.81E+00
2.81E+00
2.81E+00
2.81E+00
2.89E+00
2.89E+00
2.81E+00
2.81E+00
2.81E+00
2.89E+00
2.81E+00
2.81E+00
2.89E+00
2.89E+00
2.81E+00
2.89E+00
2.81E+00
2.81E+00
2.89E+00
2.81E+00
2.81E+00
2.81E+00
2.81E+00
2.89E+00
2.81E+00
2.81E+00
2.89E+00
2.81E+00
2.81E+00
2.81E+00
2.81E+00
2.81E+00
2.89E+00
2.81E+00
2.89E+00
2.81E+00
2.73E+00
2.89E+00
2.81E+00
2.81E+00
2.81E+00
2.81E+00
2.81E+00
2.81E+00
2.81E+00
2.81E+00
2.81E+00
2.81E+00
2.81E+00
2.81E+00
2.81E+00
2.73E+00
2.81E+00
2.81E+00
2.73E+00
2.81E+00
2.73E+00
2.81E+00
2.81E+00
2.73E+00
2.81E+00
2.81E+00
2.73E+00
2.73E+00
2.73E+00
2.73E+00
2.81E+00
2.73E+00
2.73E+00
2.73E+00
2.65E+00
2.65E+00
2.65E+00
2.65E+00
2.65E+00
2.73E+00
2.65E+00
2.73E+00
2.65E+00
2.65E+00
2.57E+00
2.57E+00
2.65E+00
2.65E+00
2.57E+00
2.57E+00
2.57E+00
2.57E+00
2.57E+00
2.57E+00
2.57E+00
2.57E+00
2.57E+00
2.57E+00
2.49E+00
2.57E+00
2.49E+00
2.49E+00
2.41E+00
2.49E+00
2.49E+00
2.49E+00
2.49E+00
2.49E+00
2.49E+00
2.49E+00
2.49E+00
2.49E+00
2.41E+00
2.41E+00
2.41E+00
2.41E+00
2.33E+00
2.41E+00
2.41E+00
2.33E+00
2.33E+00
2.33E+00
2.33E+00
2.33E+00
2.25E+00
2.25E+00
2.25E+00
2.25E+00
2.25E+00
2.25E+00
2.25E+00
2.25E+00
2.25E+00
2.17E+00
2.17E+00
2.25E+00
2.17E+00
2.17E+00
2.09E+00
2.09E+00
2.09E+00
2.09E+00
2.09E+00
2.01E+00
2.09E+00
2.01E+00
2.01E+00
2.01E+00
2.01E+00
2.01E+00
1.93E+00
2.01E+00
1.85E+00
1.93E+00
1.93E+00
1.93E+00
1.93E+00
1.93E+00
1.85E+00
1.93E+00
1.85E+00
1.85E+00
1.85E+00
1.85E+00
1.77E+00
1.77E+00
1.77E+00
1.85E+00
1.85E+00
1.77E+00
1.69E+00
1.69E+00
1.69E+00
1.61E+00
1.69E+00
1.61E+00
1.61E+00
1.61E+00
1.61E+00
1.61E+00
1.61E+00
1.53E+00
1.53E+00
1.45E+00
1.53E+00
1.45E+00
1.45E+00
1.45E+00
1.45E+00
1.45E+00
1.29E+00
1.29E+00
1.37E+00
1.29E+00
1.29E+00
1.29E+00
1.37E+00
1.37E+00
1.29E+00
1.21E+00
1.29E+00
1.29E+00
1.29E+00
1.21E+00
1.13E+00
1.21E+00
1.13E+00
1.13E+00
1.05E+00
1.13E+00
1.05E+00
1.13E+00
1.05E+00
1.05E+00
9.65E-01
9.65E-01
9.65E-01
9.65E-01
1.05E+00
9.65E-01
8.84E-01
8.84E-01
8.84E-01
8.84E-01
8.04E-01
8.84E-01
8.04E-01
8.04E-01
8.04E-01
7.24E-01
7.24E-01
7.24E-01
7.24E-01
7.24E-01
5.63E-01
6.43E-01
6.43E-01
6.43E-01
6.43E-01
5.63E-01
5.63E-01
5.63E-01
5.63E-01
4.82E-01
4.02E-01
4.82E-01
4.82E-01
4.02E-01
4.02E-01
4.02E-01
4.02E-01
3.22E-01
3.22E-01
3.22E-01
4.02E-01
2.41E-01
3.22E-01
2.41E-01
1.61E-01
2.41E-01
1.61E-01
1.61E-01
8.04E-02
1.61E-01
8.04E-02
8.04E-02
8.04E-02
8.04E-02
8.04E-02
8.04E-02
0.00E+00
0.00E+00
0.00E+00
-8.04E-02
-8.04E-02
-8.04E-02
-1.61E-01
-1.61E-01
-8.04E-02
-1.61E-01
-1.61E-01
-1.61E-01
-2.41E-01
-1.61E-01
-1.61E-01
-2.41E-01
-3.22E-01
-3.22E-01
-3.22E-01
-3.22E-01
-3.22E-01
-4.02E-01
-4.02E-01
-4.02E-01
-4.02E-01
-4.02E-01
-4.82E-01
-4.02E-01
-5.63E-01
-4.82E-01
-5.63E-01
-4.82E-01
-5.63E-01
-5.63E-01
-6.43E-01
-6.43E-01
-6.43E-01
-6.43E-01
-7.24E-01
-6.43E-01
-7.24E-01
-8.04E-01
-7.24E-01
-8.04E-01
-8.04E-01
-8.04E-01
-8.04E-01
-8.84E-01
-8.84E-01
-8.84E-01
-9.65E-01
-8.84E-01
-8.84E-01
-8.84E-01
-9.65E-01
-9.65E-01
-1.05E+00
-1.05E+00
-9.65E-01
-1.05E+00
-1.05E+00
-1.13E+00
-1.13E+00
-1.21E+00
-1.21E+00
-1.21E+00
-1.21E+00
-1.21E+00
-1.21E+00
-1.29E+00
-1.29E+00
-1.29E+00
-1.37E+00
-1.29E+00
-1.37E+00
-1.37E+00
-1.37E+00
-1.37E+00
-1.37E+00
-1.45E+00
-1.37E+00
-1.53E+00
-1.45E+00
-1.53E+00
-1.53E+00
-1.53E+00
-1.53E+00
-1.53E+00
-1.53E+00
-1.61E+00
-1.61E+00
-1.61E+00
-1.69E+00
-1.69E+00
-1.69E+00
-1.69E+00
-1.69E+00
-1.69E+00
-1.77E+00
-1.69E+00
-1.77E+00
-1.77E+00
-1.77E+00
-1.77E+00
-1.85E+00
-1.85E+00
-1.85E+00
-1.85E+00
-1.85E+00
-1.93E+00
-1.93E+00
-1.85E+00
-1.93E+00
-2.01E+00
-1.93E+00
-1.93E+00
-2.01E+00
-2.01E+00
-2.01E+00
-2.09E+00
-2.09E+00
-2.01E+00
-2.01E+00
-2.09E+00
-2.09E+00
-2.17E+00
-2.17E+00
-2.17E+00
-2.17E+00
-2.17E+00
-2.25E+00
-2.25E+00
-2.17E+00
-2.25E+00
-2.25E+00
-2.17E+00
-2.25E+00
-2.25E+00
-2.33E+00
-2.33E+00
-2.33E+00
-2.33E+00
-2.33E+00
-2.41E+00
-2.33E+00
-2.33E+00
-2.41E+00
-2.41E+00
-2.41E+00
-2.49E+00
-2.49E+00
-2.41E+00
-2.49E+00
-2.49E+00
-2.49E+00
-2.57E+00
-2.49E+00
-2.49E+00
-2.49E+00
-2.49E+00
-2.49E+00
-2.57E+00
-2.57E+00
-2.65E+00
-2.57E+00
-2.65E+00
-2.57E+00
-2.57E+00
-2.65E+00
-2.65E+00
-2.65E+00
-2.65E+00
-2.65E+00
-2.65E+00
-2.65E+00
-2.65E+00
-2.65E+00
-2.73E+00
-2.73E+00
-2.73E+00
-2.81E+00
-2.73E+00
-2.73E+00
-2.65E+00
-2.73E+00
-2.81E+00
-2.81E+00
-2.81E+00
-2.81E+00
-2.81E+00
-2.81E+00
-2.81E+00
-2.81E+00
-2.81E+00
-2.89E+00
-2.89E+00
-2.89E+00
-2.81E+00
-2.97E+00
-2.89E+00
-2.89E+00
-2.89E+00
-2.89E+00
-2.89E+00
-2.89E+00
-2.89E+00
-2.89E+00
-2.89E+00
-2.89E+00
-2.89E+00
-2.97E+00
-2.89E+00
-2.97E+00
-2.97E+00
-2.97E+00
-2.97E+00
-2.97E+00
-2.89E+00
-2.97E+00
-2.97E+00
-2.89E+00
-3.06E+00
-2.97E+00
-2.97E+00
-3.06E+00
-2.97E+00
-2.97E+00
-3.06E+00
-3.06E+00
-3.06E+00
-2.89E+00
-2.97E+00
-3.06E+00
-2.89E+00
-2.97E+00
-2.97E+00
-3.06E+00
-3.06E+00
-3.06E+00
-2.97E+00
-3.06E+00
-3.14E+00
-3.06E+00
-3.06E+00
-3.06E+00
-3.06E+00
-3.06E+00
-2.97E+00
-3.06E+00
-3.06E+00
-3.14E+00
-2.97E+00
-3.06E+00
-3.06E+00
-3.06E+00
-3.06E+00
-3.06E+00
-2.97E+00
-3.06E+00
-3.14E+00
-3.06E+00
-3.06E+00
-3.06E+00
-3.06E+00
-3.06E+00
-3.06E+00
-3.06E+00
-3.06E+00
-2.97E+00
-3.06E+00
-3.14E+00
-2.97E+00
-3.06E+00
-3.06E+00
-3.06E+00
-2.97E+00
-2.97E+00
-3.06E+00
-3.14E+00
-2.97E+00
-2.97E+00
-3.06E+00
-2.97E+00
-3.06E+00
-3.06E+00
-3.06E+00
-2.97E+00
-2.97E+00
-3.06E+00
-3.06E+00
-3.06E+00
-2.89E+00
-2.97E+00
-2.97E+00
-2.89E+00
-2.97E+00
-2.97E+00
-2.97E+00
-2.89E+00
-2.97E+00
-2.89E+00
-2.89E+00
-2.97E+00
-2.89E+00
-2.97E+00
-2.89E+00
-2.89E+00
-2.89E+00
-2.89E+00
-2.89E+00
-2.81E+00
-2.81E+00
-2.81E+00
-2.81E+00
-2.81E+00
-2.89E+00
-2.89E+00
-2.81E+00
-2.81E+00
-2.81E+00
-2.81E+00
-2.73E+00
-2.81E+00
-2.73E+00
-2.73E+00
-2.81E+00
-2.81E+00
-2.73E+00
-2.81E+00
-2.73E+00
-2.73E+00
-2.73E+00
-2.73E+00
-2.65E+00
-2.65E+00
-2.65E+00
-2.65E+00
-2.57E+00
-2.65E+00
-2.65E+00
-2.57E+00
-2.65E+00
-2.65E+00
-2.57E+00
-2.57E+00
-2.57E+00
-2.57E+00
-2.49E+00
-2.57E+00
-2.49E+00
-2.57E+00
-2.49E+00
-2.49E+00
-2.41E+00
-2.49E+00
-2.49E+00
-2.49E+00
-2.41E+00
-2.49E+00
-2.41E+00
-2.41E+00
-2.33E+00
-2.41E+00
-2.41E+00
-2.41E+00
-2.33E+00
-2.33E+00
-2.33E+00
-2.33E+00
-2.25E+00
-2.25E+00
-2.25E+00
-2.25E+00
-2.17E+00
-2.25E+00
-2.17E+00
-2.17E+00
-2.25E+00
-2.17E+00
-2.17E+00
-2.17E+00
-2.17E+00
-2.17E+00
-2.09E+00
-2.09E+00
-2.09E+00
-2.09E+00
-2.09E+00
-2.01E+00
-2.01E+00
-2.01E+00
-2.01E+00
-2.01E+00
-2.01E+00
-2.01E+00
-1.93E+00
-1.93E+00
-1.93E+00
-1.85E+00
-1.85E+00
-1.85E+00
-1.85E+00
-1.85E+00
-1.77E+00
-1.85E+00
-1.85E+00
-1.77E+00
-1.77E+00
-1.77E+00
-1.69E+00
-1.69E+00
-1.61E+00
-1.69E+00
-1.61E+00
-1.61E+00
-1.61E+00
-1.61E+00
-1.61E+00
-1.61E+00
-1.53E+00
-1.61E+00
-1.53E+00
-1.53E+00
-1.53E+00
-1.53E+00
-1.45E+00
-1.45E+00
-1.45E+00
-1.45E+00
-1.37E+00
-1.45E+00
-1.37E+00
-1.29E+00
-1.29E+00
-1.37E+00
-1.29E+00
-1.29E+00
-1.29E+00
-1.21E+00
-1.29E+00
-1.21E+00
-1.13E+00
-1.13E+00
-1.13E+00
-1.13E+00
-1.13E+00
-1.05E+00
-1.13E+00
-1.05E+00
-1.05E+00
-1.05E+00
-9.65E-01
-1.05E+00
-9.65E-01
-8.84E-01
-8.84E-01
-8.84E-01
-9.65E-01
-8.84E-01
-8.84E-01
-8.04E-01
-8.04E-01
-8.04E-01
-7.24E-01
-8.04E-01
-7.24E-01
-7.24E-01
-7.24E-01
-7.24E-01
-5.63E-01
-6.43E-01
-6.43E-01
-6.43E-01
-5.63E-01
-6.43E-01
-5.63E-01
-5.63E-01
-5.63E-01
-5.63E-01
-4.82E-01
-4.82E-01
-4.82E-01
-4.02E-01
-4.02E-01
-4.02E-01
-4.02E-01
-3.22E-01
-3.22E-01
-3.22E-01
-2.41E-01
-2.41E-01
-2.41E-01
-2.41E-01
-2.41E-01
-2.41E-01
-1.61E-01
-1.61E-01
-2.41E-01
-2.41E-01
-8.04E-02
-8.04E-02
-8.04E-02
-8.04E-02
-8.04E-02
0.00E+00
0.00E+00
0.00E+00
0.00E+00];
y=[0.00E+00
0.00E+00
8.04E-02
8.04E-02
8.04E-02
8.04E-02
1.61E-01
1.61E-01
1.61E-01
2.41E-01
2.41E-01
1.61E-01
1.61E-01
2.41E-01
2.41E-01
2.41E-01
3.22E-01
3.22E-01
3.22E-01
3.22E-01
3.22E-01
4.02E-01
4.02E-01
4.02E-01
3.22E-01
4.02E-01
4.02E-01
4.02E-01
4.02E-01
4.82E-01
4.82E-01
4.82E-01
4.02E-01
4.82E-01
4.82E-01
4.82E-01
5.63E-01
5.63E-01
4.82E-01
5.63E-01
4.82E-01
5.63E-01
4.02E-01
4.82E-01
4.82E-01
5.63E-01
4.82E-01
4.82E-01
4.82E-01
5.63E-01
4.82E-01
5.63E-01
4.82E-01
5.63E-01
4.82E-01
5.63E-01
4.82E-01
4.82E-01
5.63E-01
5.63E-01
4.82E-01
4.82E-01
4.82E-01
6.43E-01
5.63E-01
6.43E-01
4.82E-01
4.82E-01
5.63E-01
5.63E-01
5.63E-01
5.63E-01
5.63E-01
5.63E-01
5.63E-01
4.82E-01
4.82E-01
5.63E-01
5.63E-01
5.63E-01
5.63E-01
5.63E-01
5.63E-01
5.63E-01
5.63E-01
5.63E-01
4.82E-01
5.63E-01
6.43E-01
5.63E-01
5.63E-01
5.63E-01
5.63E-01
5.63E-01
6.43E-01
6.43E-01
5.63E-01
5.63E-01
5.63E-01
6.43E-01
5.63E-01
5.63E-01
5.63E-01
5.63E-01
5.63E-01
5.63E-01
4.82E-01
6.43E-01
5.63E-01
6.43E-01
5.63E-01
5.63E-01
5.63E-01
5.63E-01
5.63E-01
5.63E-01
6.43E-01
5.63E-01
6.43E-01
4.82E-01
6.43E-01
5.63E-01
5.63E-01
5.63E-01
6.43E-01
6.43E-01
6.43E-01
5.63E-01
6.43E-01
6.43E-01
5.63E-01
6.43E-01
5.63E-01
6.43E-01
5.63E-01
5.63E-01
5.63E-01
6.43E-01
4.82E-01
5.63E-01
5.63E-01
5.63E-01
6.43E-01
6.43E-01
5.63E-01
5.63E-01
5.63E-01
6.43E-01
5.63E-01
6.43E-01
5.63E-01
6.43E-01
5.63E-01
6.43E-01
5.63E-01
5.63E-01
5.63E-01
5.63E-01
6.43E-01
6.43E-01
6.43E-01
5.63E-01
5.63E-01
7.24E-01
5.63E-01
6.43E-01
6.43E-01
5.63E-01
5.63E-01
6.43E-01
6.43E-01
5.63E-01
5.63E-01
6.43E-01
6.43E-01
5.63E-01
5.63E-01
5.63E-01
5.63E-01
7.24E-01
6.43E-01
6.43E-01
5.63E-01
6.43E-01
5.63E-01
5.63E-01
5.63E-01
6.43E-01
5.63E-01
6.43E-01
6.43E-01
6.43E-01
5.63E-01
5.63E-01
5.63E-01
5.63E-01
6.43E-01
6.43E-01
5.63E-01
6.43E-01
6.43E-01
5.63E-01
6.43E-01
5.63E-01
6.43E-01
5.63E-01
6.43E-01
6.43E-01
5.63E-01
5.63E-01
6.43E-01
6.43E-01
5.63E-01
6.43E-01
6.43E-01
6.43E-01
6.43E-01
6.43E-01
5.63E-01
6.43E-01
5.63E-01
5.63E-01
6.43E-01
6.43E-01
6.43E-01
5.63E-01
5.63E-01
6.43E-01
6.43E-01
5.63E-01
5.63E-01
6.43E-01
5.63E-01
5.63E-01
6.43E-01
6.43E-01
5.63E-01
5.63E-01
5.63E-01
5.63E-01
6.43E-01
5.63E-01
5.63E-01
6.43E-01
6.43E-01
5.63E-01
5.63E-01
6.43E-01
6.43E-01
6.43E-01
5.63E-01
6.43E-01
5.63E-01
7.24E-01
6.43E-01
5.63E-01
6.43E-01
6.43E-01
6.43E-01
5.63E-01
5.63E-01
6.43E-01
6.43E-01
5.63E-01
5.63E-01
6.43E-01
6.43E-01
6.43E-01
6.43E-01
6.43E-01
6.43E-01
5.63E-01
6.43E-01
5.63E-01
6.43E-01
5.63E-01
5.63E-01
5.63E-01
5.63E-01
6.43E-01
5.63E-01
5.63E-01
6.43E-01
5.63E-01
6.43E-01
6.43E-01
5.63E-01
6.43E-01
6.43E-01
5.63E-01
5.63E-01
5.63E-01
6.43E-01
5.63E-01
6.43E-01
6.43E-01
5.63E-01
5.63E-01
5.63E-01
5.63E-01
6.43E-01
6.43E-01
6.43E-01
5.63E-01
6.43E-01
5.63E-01
5.63E-01
5.63E-01
6.43E-01
6.43E-01
5.63E-01
6.43E-01
6.43E-01
5.63E-01
6.43E-01
6.43E-01
5.63E-01
5.63E-01
6.43E-01
5.63E-01
6.43E-01
6.43E-01
6.43E-01
6.43E-01
6.43E-01
6.43E-01
5.63E-01
6.43E-01
6.43E-01
6.43E-01
5.63E-01
5.63E-01
6.43E-01
6.43E-01
5.63E-01
6.43E-01
6.43E-01
6.43E-01
6.43E-01
6.43E-01
6.43E-01
6.43E-01
5.63E-01
6.43E-01
6.43E-01
5.63E-01
5.63E-01
6.43E-01
6.43E-01
6.43E-01
6.43E-01
6.43E-01
5.63E-01
6.43E-01
4.82E-01
6.43E-01
5.63E-01
5.63E-01
5.63E-01
4.82E-01
5.63E-01
6.43E-01
6.43E-01
5.63E-01
5.63E-01
5.63E-01
5.63E-01
5.63E-01
5.63E-01
5.63E-01
6.43E-01
5.63E-01
5.63E-01
6.43E-01
5.63E-01
5.63E-01
4.82E-01
6.43E-01
6.43E-01
5.63E-01
5.63E-01
5.63E-01
5.63E-01
6.43E-01
5.63E-01
6.43E-01
5.63E-01
5.63E-01
5.63E-01
5.63E-01
5.63E-01
5.63E-01
5.63E-01
5.63E-01
5.63E-01
5.63E-01
5.63E-01
6.43E-01
5.63E-01
5.63E-01
5.63E-01
5.63E-01
5.63E-01
5.63E-01
5.63E-01
5.63E-01
5.63E-01
5.63E-01
6.43E-01
5.63E-01
5.63E-01
5.63E-01
5.63E-01
4.82E-01
5.63E-01
5.63E-01
5.63E-01
5.63E-01
5.63E-01
5.63E-01
5.63E-01
4.82E-01
5.63E-01
4.82E-01
5.63E-01
5.63E-01
5.63E-01
6.43E-01
4.82E-01
5.63E-01
5.63E-01
5.63E-01
6.43E-01
4.82E-01
4.82E-01
4.82E-01
5.63E-01
5.63E-01
5.63E-01
5.63E-01
4.82E-01
5.63E-01
4.82E-01
4.82E-01
4.82E-01
5.63E-01
5.63E-01
4.82E-01
4.82E-01
4.82E-01
4.82E-01
4.82E-01
4.82E-01
4.82E-01
5.63E-01
4.82E-01
4.82E-01
4.82E-01
4.02E-01
4.82E-01
4.02E-01
4.02E-01
4.82E-01
4.02E-01
4.02E-01
4.02E-01
4.02E-01
3.22E-01
4.02E-01
3.22E-01
3.22E-01
4.02E-01
3.22E-01
3.22E-01
3.22E-01
3.22E-01
3.22E-01
2.41E-01
2.41E-01
1.61E-01
2.41E-01
2.41E-01
2.41E-01
1.61E-01
1.61E-01
1.61E-01
8.04E-02
8.04E-02
8.04E-02
8.04E-02
8.04E-02
0.00E+00
0.00E+00
0.00E+00
0.00E+00
0.00E+00
-8.04E-02
-8.04E-02
-8.04E-02
-8.04E-02
-8.04E-02
-1.61E-01
-1.61E-01
-1.61E-01
-3.22E-01
-1.61E-01
-2.41E-01
-2.41E-01
-3.22E-01
-3.22E-01
-2.41E-01
-3.22E-01
-4.02E-01
-3.22E-01
-3.22E-01
-4.02E-01
-4.02E-01
-4.82E-01
-4.82E-01
-4.02E-01
-4.02E-01
-5.63E-01
-4.82E-01
-4.82E-01
-5.63E-01
-5.63E-01
-5.63E-01
-5.63E-01
-5.63E-01
-5.63E-01
-6.43E-01
-6.43E-01
-5.63E-01
-6.43E-01
-7.24E-01
-7.24E-01
-7.24E-01
-7.24E-01
-8.04E-01
-8.04E-01
-7.24E-01
-8.84E-01
-8.84E-01
-8.04E-01
-8.84E-01
-8.84E-01
-8.84E-01
-8.84E-01
-9.65E-01
-9.65E-01
-9.65E-01
-8.84E-01
-9.65E-01
-9.65E-01
-1.05E+00
-1.05E+00
-1.05E+00
-1.13E+00
-1.05E+00
-1.05E+00
-1.13E+00
-1.13E+00
-1.05E+00
-1.13E+00
-1.21E+00
-1.13E+00
-1.21E+00
-1.13E+00
-1.21E+00
-1.21E+00
-1.21E+00
-1.29E+00
-1.29E+00
-1.29E+00
-1.37E+00
-1.37E+00
-1.37E+00
-1.37E+00
-1.45E+00
-1.45E+00
-1.37E+00
-1.45E+00
-1.45E+00
-1.45E+00
-1.53E+00
-1.53E+00
-1.53E+00
-1.45E+00
-1.53E+00
-1.45E+00
-1.61E+00
-1.61E+00
-1.61E+00
-1.61E+00
-1.69E+00
-1.61E+00
-1.61E+00
-1.61E+00
-1.69E+00
-1.69E+00
-1.77E+00
-1.77E+00
-1.69E+00
-1.77E+00
-1.77E+00
-1.77E+00
-1.77E+00
-1.77E+00
-1.77E+00
-1.85E+00
-1.85E+00
-1.85E+00
-1.85E+00
-1.85E+00
-1.93E+00
-1.85E+00
-1.93E+00
-1.85E+00
-1.93E+00
-1.93E+00
-2.01E+00
-2.01E+00
-2.01E+00
-2.01E+00
-2.01E+00
-2.09E+00
-2.09E+00
-2.09E+00
-2.01E+00
-2.09E+00
-2.09E+00
-2.09E+00
-2.09E+00
-2.09E+00
-2.17E+00
-2.09E+00
-2.17E+00
-2.17E+00
-2.17E+00
-2.09E+00
-2.17E+00
-2.17E+00
-2.25E+00
-2.25E+00
-2.25E+00
-2.25E+00
-2.25E+00
-2.25E+00
-2.25E+00
-2.25E+00
-2.33E+00
-2.25E+00
-2.33E+00
-2.33E+00
-2.33E+00
-2.33E+00
-2.41E+00
-2.33E+00
-2.33E+00
-2.33E+00
-2.41E+00
-2.33E+00
-2.41E+00
-2.41E+00
-2.49E+00
-2.41E+00
-2.49E+00
-2.49E+00
-2.49E+00
-2.41E+00
-2.57E+00
-2.49E+00
-2.49E+00
-2.49E+00
-2.49E+00
-2.49E+00
-2.49E+00
-2.49E+00
-2.57E+00
-2.49E+00
-2.49E+00
-2.57E+00
-2.57E+00
-2.57E+00
-2.49E+00
-2.57E+00
-2.65E+00
-2.57E+00
-2.57E+00
-2.65E+00
-2.65E+00
-2.65E+00
-2.65E+00
-2.65E+00
-2.65E+00
-2.57E+00
-2.57E+00
-2.65E+00
-2.73E+00
-2.65E+00
-2.65E+00
-2.65E+00
-2.65E+00
-2.65E+00
-2.65E+00
-2.65E+00
-2.65E+00
-2.73E+00
-2.65E+00
-2.65E+00
-2.73E+00
-2.65E+00
-2.73E+00
-2.73E+00
-2.73E+00
-2.73E+00
-2.73E+00
-2.73E+00
-2.73E+00
-2.73E+00
-2.73E+00
-2.73E+00
-2.81E+00
-2.81E+00
-2.81E+00
-2.73E+00
-2.81E+00
-2.73E+00
-2.73E+00
-2.73E+00
-2.81E+00
-2.73E+00
-2.73E+00
-2.81E+00
-2.81E+00
-2.81E+00
-2.73E+00
-2.73E+00
-2.89E+00
-2.73E+00
-2.81E+00
-2.89E+00
-2.73E+00
-2.81E+00
-2.81E+00
-2.73E+00
-2.81E+00
-2.81E+00
-2.73E+00
-2.81E+00
-2.81E+00
-2.81E+00
-2.81E+00
-2.81E+00
-2.73E+00
-2.81E+00
-2.81E+00
-2.81E+00
-2.73E+00
-2.73E+00
-2.73E+00
-2.81E+00
-2.73E+00
-2.73E+00
-2.73E+00
-2.81E+00
-2.81E+00
-2.73E+00
-2.73E+00
-2.73E+00
-2.81E+00
-2.73E+00
-2.73E+00
-2.73E+00
-2.65E+00
-2.65E+00
-2.73E+00
-2.73E+00
-2.73E+00
-2.73E+00
-2.73E+00
-2.65E+00
-2.73E+00
-2.73E+00
-2.73E+00
-2.65E+00
-2.65E+00
-2.65E+00
-2.57E+00
-2.65E+00
-2.73E+00
-2.65E+00
-2.65E+00
-2.65E+00
-2.65E+00
-2.65E+00
-2.65E+00
-2.65E+00
-2.65E+00
-2.57E+00
-2.65E+00
-2.65E+00
-2.65E+00
-2.57E+00
-2.57E+00
-2.57E+00
-2.57E+00
-2.57E+00
-2.65E+00
-2.57E+00
-2.57E+00
-2.49E+00
-2.57E+00
-2.49E+00
-2.49E+00
-2.49E+00
-2.49E+00
-2.49E+00
-2.49E+00
-2.49E+00
-2.49E+00
-2.49E+00
-2.49E+00
-2.49E+00
-2.41E+00
-2.49E+00
-2.41E+00
-2.41E+00
-2.41E+00
-2.41E+00
-2.41E+00
-2.41E+00
-2.41E+00
-2.41E+00
-2.41E+00
-2.33E+00
-2.41E+00
-2.33E+00
-2.41E+00
-2.41E+00
-2.25E+00
-2.25E+00
-2.33E+00
-2.25E+00
-2.25E+00
-2.25E+00
-2.25E+00
-2.25E+00
-2.25E+00
-2.25E+00
-2.25E+00
-2.17E+00
-2.17E+00
-2.17E+00
-2.17E+00
-2.17E+00
-2.09E+00
-2.01E+00
-2.09E+00
-2.09E+00
-2.09E+00
-2.01E+00
-2.09E+00
-2.09E+00
-2.01E+00
-2.01E+00
-2.01E+00
-2.01E+00
-2.01E+00
-1.93E+00
-1.93E+00
-2.01E+00
-1.93E+00
-1.93E+00
-1.93E+00
-1.93E+00
-1.93E+00
-1.85E+00
-1.93E+00
-1.85E+00
-1.85E+00
-1.85E+00
-1.85E+00
-1.85E+00
-1.77E+00
-1.85E+00
-1.77E+00
-1.77E+00
-1.77E+00
-1.69E+00
-1.69E+00
-1.69E+00
-1.69E+00
-1.69E+00
-1.61E+00
-1.69E+00
-1.61E+00
-1.69E+00
-1.61E+00
-1.61E+00
-1.53E+00
-1.53E+00
-1.53E+00
-1.53E+00
-1.45E+00
-1.53E+00
-1.45E+00
-1.45E+00
-1.45E+00
-1.45E+00
-1.45E+00
-1.45E+00
-1.37E+00
-1.37E+00
-1.45E+00
-1.37E+00
-1.29E+00
-1.37E+00
-1.29E+00
-1.21E+00
-1.37E+00
-1.29E+00
-1.29E+00
-1.21E+00
-1.21E+00
-1.13E+00
-1.21E+00
-1.21E+00
-1.13E+00
-1.13E+00
-1.13E+00
-1.13E+00
-1.13E+00
-1.13E+00
-1.13E+00
-9.65E-01
-9.65E-01
-1.05E+00
-9.65E-01
-9.65E-01
-9.65E-01
-9.65E-01
-8.84E-01
-8.84E-01
-8.84E-01
-8.84E-01
-8.84E-01
-8.04E-01
-8.04E-01
-8.84E-01
-8.04E-01
-8.04E-01
-6.43E-01
-7.24E-01
-7.24E-01
-7.24E-01
-6.43E-01
-7.24E-01
-7.24E-01
-6.43E-01
-5.63E-01
-5.63E-01
-5.63E-01
-5.63E-01
-6.43E-01
-5.63E-01
-5.63E-01
-4.82E-01
-4.82E-01
-4.82E-01
-4.02E-01
-4.02E-01
-4.02E-01
-4.02E-01
-3.22E-01
-4.02E-01
-4.02E-01
-3.22E-01
-3.22E-01
-4.02E-01
-4.02E-01
-2.41E-01
-2.41E-01
-2.41E-01
-1.61E-01
-1.61E-01
-2.41E-01
-2.41E-01
-1.61E-01
-8.04E-02
-1.61E-01
-1.61E-01
-8.04E-02
0.00E+00
-8.04E-02
0.00E+00
0.00E+00
-8.04E-02
0.00E+00
0.00E+00
0.00E+00
8.04E-02
8.04E-02
8.04E-02
0.00E+00
8.04E-02
8.04E-02
1.61E-01
1.61E-01
1.61E-01
1.61E-01
1.61E-01
3.22E-01
3.22E-01
1.61E-01
3.22E-01
3.22E-01
3.22E-01
3.22E-01
3.22E-01
3.22E-01
4.02E-01
3.22E-01
3.22E-01
3.22E-01
4.02E-01
4.02E-01
4.02E-01
4.82E-01
4.02E-01
4.82E-01
4.82E-01
4.82E-01
4.82E-01
4.82E-01
4.02E-01
5.63E-01
4.82E-01
4.82E-01
4.82E-01
4.82E-01
4.82E-01
4.82E-01
6.43E-01
4.82E-01
5.63E-01
5.63E-01
5.63E-01
5.63E-01
4.82E-01
5.63E-01
5.63E-01
4.82E-01
4.82E-01
4.82E-01
5.63E-01
4.82E-01
5.63E-01
5.63E-01
4.82E-01
5.63E-01
4.82E-01
5.63E-01
4.82E-01
5.63E-01
5.63E-01
4.82E-01
5.63E-01
5.63E-01
5.63E-01
4.82E-01
5.63E-01
5.63E-01
5.63E-01
4.82E-01
5.63E-01
5.63E-01
5.63E-01
5.63E-01
4.82E-01
5.63E-01
5.63E-01
4.82E-01
6.43E-01
4.82E-01
5.63E-01
5.63E-01
6.43E-01
5.63E-01
4.82E-01
4.82E-01
5.63E-01
4.82E-01
5.63E-01
5.63E-01
4.82E-01
5.63E-01
5.63E-01
6.43E-01
5.63E-01
5.63E-01
5.63E-01
5.63E-01
6.43E-01
5.63E-01
5.63E-01
6.43E-01
5.63E-01
5.63E-01
6.43E-01
5.63E-01
5.63E-01
5.63E-01
5.63E-01
6.43E-01
6.43E-01
6.43E-01
5.63E-01
5.63E-01
5.63E-01
6.43E-01
5.63E-01
6.43E-01
5.63E-01
6.43E-01
5.63E-01
5.63E-01
5.63E-01
6.43E-01
6.43E-01
5.63E-01
6.43E-01
6.43E-01
6.43E-01
5.63E-01
5.63E-01
5.63E-01
4.82E-01
5.63E-01
5.63E-01
6.43E-01
6.43E-01
6.43E-01
5.63E-01
5.63E-01
5.63E-01
5.63E-01
5.63E-01
6.43E-01
5.63E-01
6.43E-01
5.63E-01
5.63E-01
5.63E-01
5.63E-01
6.43E-01
6.43E-01
6.43E-01
5.63E-01
5.63E-01
6.43E-01
6.43E-01
5.63E-01
6.43E-01
5.63E-01
6.43E-01
5.63E-01
5.63E-01
6.43E-01
6.43E-01
5.63E-01
5.63E-01
5.63E-01
6.43E-01
6.43E-01
5.63E-01
6.43E-01
5.63E-01
6.43E-01
5.63E-01
6.43E-01
7.24E-01
5.63E-01
6.43E-01
5.63E-01
5.63E-01
6.43E-01
5.63E-01
5.63E-01
6.43E-01
5.63E-01
4.82E-01
6.43E-01
5.63E-01
6.43E-01
6.43E-01
6.43E-01
5.63E-01
5.63E-01
5.63E-01
6.43E-01
5.63E-01
5.63E-01
5.63E-01
5.63E-01
6.43E-01
5.63E-01
5.63E-01
5.63E-01
5.63E-01
6.43E-01
5.63E-01
6.43E-01
6.43E-01
5.63E-01
6.43E-01
6.43E-01
4.82E-01
6.43E-01
6.43E-01
6.43E-01
6.43E-01
5.63E-01
5.63E-01
5.63E-01
5.63E-01
6.43E-01
5.63E-01
5.63E-01
6.43E-01
6.43E-01
6.43E-01
5.63E-01
6.43E-01
6.43E-01
5.63E-01
7.24E-01
5.63E-01
6.43E-01
5.63E-01
5.63E-01
6.43E-01
6.43E-01
6.43E-01
6.43E-01
5.63E-01
5.63E-01
5.63E-01
5.63E-01
7.24E-01
5.63E-01
5.63E-01
6.43E-01
6.43E-01
5.63E-01
6.43E-01
5.63E-01
6.43E-01
5.63E-01
5.63E-01
6.43E-01
5.63E-01
5.63E-01
5.63E-01
6.43E-01
6.43E-01
6.43E-01
5.63E-01
6.43E-01
6.43E-01
6.43E-01
6.43E-01
6.43E-01
6.43E-01
5.63E-01
5.63E-01
6.43E-01
5.63E-01
6.43E-01
6.43E-01
5.63E-01
5.63E-01
6.43E-01
6.43E-01
5.63E-01
5.63E-01
6.43E-01
6.43E-01
5.63E-01
6.43E-01
6.43E-01
6.43E-01
5.63E-01
5.63E-01
5.63E-01
5.63E-01
6.43E-01
6.43E-01
5.63E-01
5.63E-01
5.63E-01
6.43E-01
5.63E-01
5.63E-01
6.43E-01
5.63E-01
5.63E-01
5.63E-01
6.43E-01
6.43E-01
5.63E-01
5.63E-01
5.63E-01
5.63E-01
5.63E-01
6.43E-01
5.63E-01
6.43E-01
5.63E-01
5.63E-01
6.43E-01
5.63E-01
5.63E-01
5.63E-01
6.43E-01
6.43E-01
5.63E-01
6.43E-01
5.63E-01
6.43E-01
6.43E-01
5.63E-01
6.43E-01
5.63E-01
5.63E-01
5.63E-01
7.24E-01
5.63E-01
6.43E-01
6.43E-01
5.63E-01
5.63E-01
5.63E-01
5.63E-01
5.63E-01
5.63E-01
6.43E-01
5.63E-01
6.43E-01
5.63E-01
5.63E-01
6.43E-01
5.63E-01
5.63E-01
6.43E-01
6.43E-01
5.63E-01
6.43E-01
6.43E-01
6.43E-01
5.63E-01
5.63E-01
5.63E-01
6.43E-01
5.63E-01
6.43E-01
5.63E-01
6.43E-01
5.63E-01
5.63E-01
6.43E-01
5.63E-01
5.63E-01
5.63E-01
5.63E-01
5.63E-01
6.43E-01
6.43E-01
4.82E-01
5.63E-01
6.43E-01
6.43E-01
5.63E-01
5.63E-01
6.43E-01
6.43E-01
5.63E-01
5.63E-01
6.43E-01
5.63E-01
5.63E-01
5.63E-01
5.63E-01
5.63E-01
6.43E-01
6.43E-01
5.63E-01
4.82E-01
4.82E-01
5.63E-01
5.63E-01
5.63E-01
5.63E-01
5.63E-01
4.82E-01
4.82E-01
5.63E-01
5.63E-01
5.63E-01
5.63E-01
6.43E-01
5.63E-01
6.43E-01
5.63E-01
6.43E-01
5.63E-01
5.63E-01
5.63E-01
5.63E-01
5.63E-01
5.63E-01
5.63E-01
4.82E-01
4.82E-01
5.63E-01
5.63E-01
5.63E-01
5.63E-01
5.63E-01
4.82E-01
5.63E-01
4.82E-01
4.82E-01
4.82E-01
5.63E-01
4.82E-01
5.63E-01
4.82E-01
5.63E-01
4.82E-01
4.82E-01
4.82E-01
5.63E-01
4.82E-01
5.63E-01
5.63E-01
4.82E-01
5.63E-01
4.02E-01
4.82E-01
4.82E-01
4.82E-01
4.82E-01
5.63E-01
5.63E-01
4.82E-01
4.82E-01
4.82E-01
4.82E-01
4.82E-01
4.02E-01
4.82E-01
4.02E-01
4.82E-01
4.82E-01
4.02E-01
4.02E-01
4.02E-01
4.82E-01
3.22E-01
3.22E-01
3.22E-01
3.22E-01
3.22E-01
3.22E-01
2.41E-01
2.41E-01
1.61E-01
2.41E-01
2.41E-01
1.61E-01
2.41E-01
2.41E-01
1.61E-01
1.61E-01
1.61E-01
8.04E-02
8.04E-02
8.04E-02
8.04E-02
0.00E+00
0.00E+00
0.00E+00
0.00E+00
0.00E+00
0.00E+00
-8.04E-02
0.00E+00
0.00E+00
-8.04E-02
-1.61E-01
-8.04E-02
-1.61E-01
-2.41E-01
-1.61E-01
-1.61E-01
-2.41E-01
-2.41E-01
-3.22E-01
-3.22E-01
-3.22E-01
-3.22E-01
-4.02E-01
-3.22E-01
-4.02E-01
-3.22E-01
-4.02E-01
-4.02E-01
-4.02E-01
-4.02E-01
-4.82E-01
-4.82E-01
-5.63E-01
-4.82E-01
-5.63E-01
-5.63E-01
-5.63E-01
-5.63E-01
-5.63E-01
-6.43E-01
-6.43E-01
-6.43E-01
-6.43E-01
-6.43E-01
-6.43E-01
-7.24E-01
-7.24E-01
-7.24E-01
-7.24E-01
-8.04E-01
-8.04E-01
-8.84E-01
-8.04E-01
-8.04E-01
-8.84E-01
-8.84E-01
-8.84E-01
-9.65E-01
-9.65E-01
-8.84E-01
-9.65E-01
-9.65E-01
-9.65E-01
-9.65E-01
-1.05E+00
-1.13E+00
-9.65E-01
-1.05E+00
-1.05E+00
-1.13E+00
-1.13E+00
-1.13E+00
-1.13E+00
-1.13E+00
-1.29E+00
-1.21E+00
-1.13E+00
-1.13E+00
-1.29E+00
-1.29E+00
-1.29E+00
-1.29E+00
-1.29E+00
-1.37E+00
-1.29E+00
-1.37E+00
-1.29E+00
-1.37E+00
-1.37E+00
-1.37E+00
-1.45E+00
-1.45E+00
-1.45E+00
-1.45E+00
-1.45E+00
-1.53E+00
-1.45E+00
-1.53E+00
-1.53E+00
-1.53E+00
-1.61E+00
-1.53E+00
-1.61E+00
-1.61E+00
-1.69E+00
-1.61E+00
-1.61E+00
-1.61E+00
-1.69E+00
-1.69E+00
-1.69E+00
-1.69E+00
-1.69E+00
-1.77E+00
-1.85E+00
-1.77E+00
-1.77E+00
-1.85E+00
-1.77E+00
-1.85E+00
-1.85E+00
-1.93E+00
-1.85E+00
-1.93E+00
-1.93E+00
-1.93E+00
-1.93E+00
-1.93E+00
-2.01E+00
-1.93E+00
-1.93E+00
-2.01E+00
-2.01E+00
-2.09E+00
-2.01E+00
-2.01E+00
-2.01E+00
-2.01E+00
-2.09E+00
-2.01E+00
-2.09E+00
-2.09E+00
-2.09E+00
-2.17E+00
-2.09E+00
-2.17E+00
-2.17E+00
-2.09E+00
-2.17E+00
-2.09E+00
-2.17E+00
-2.25E+00
-2.25E+00
-2.17E+00
-2.25E+00
-2.25E+00
-2.25E+00
-2.25E+00
-2.25E+00
-2.25E+00
-2.33E+00
-2.33E+00
-2.25E+00
-2.33E+00
-2.33E+00
-2.33E+00
-2.33E+00
-2.41E+00
-2.41E+00
-2.41E+00
-2.33E+00
-2.41E+00
-2.41E+00
-2.41E+00
-2.41E+00
-2.41E+00
-2.49E+00
-2.41E+00
-2.49E+00
-2.41E+00
-2.41E+00
-2.49E+00
-2.49E+00
-2.49E+00
-2.49E+00
-2.57E+00
-2.49E+00
-2.57E+00
-2.57E+00
-2.57E+00
-2.57E+00
-2.49E+00
-2.57E+00
-2.49E+00
-2.49E+00
-2.57E+00
-2.57E+00
-2.57E+00
-2.65E+00
-2.57E+00
-2.57E+00
-2.57E+00
-2.57E+00
-2.65E+00
-2.65E+00
-2.65E+00
-2.57E+00
-2.57E+00
-2.65E+00
-2.65E+00
-2.65E+00
-2.65E+00
-2.73E+00
-2.65E+00
-2.65E+00
-2.65E+00
-2.65E+00
-2.73E+00
-2.65E+00
-2.73E+00
-2.73E+00
-2.73E+00
-2.73E+00
-2.73E+00
-2.73E+00
-2.73E+00
-2.73E+00
-2.73E+00
-2.73E+00
-2.73E+00
-2.81E+00
-2.73E+00
-2.81E+00
-2.81E+00
-2.81E+00
-2.73E+00
-2.81E+00
-2.73E+00
-2.73E+00
-2.73E+00
-2.73E+00
-2.81E+00
-2.73E+00
-2.81E+00
-2.73E+00
-2.73E+00
-2.81E+00
-2.73E+00
-2.81E+00
-2.73E+00
-2.73E+00
-2.81E+00
-2.73E+00
-2.81E+00
-2.81E+00
-2.81E+00
-2.81E+00
-2.81E+00
-2.73E+00
-2.73E+00
-2.73E+00
-2.81E+00
-2.73E+00
-2.73E+00
-2.73E+00
-2.73E+00
-2.81E+00
-2.89E+00
-2.73E+00
-2.73E+00
-2.73E+00
-2.81E+00
-2.73E+00
-2.73E+00
-2.73E+00
-2.81E+00
-2.73E+00
-2.73E+00
-2.73E+00
-2.73E+00
-2.73E+00
-2.81E+00
-2.73E+00
-2.73E+00
-2.73E+00
-2.73E+00
-2.73E+00
-2.73E+00
-2.73E+00
-2.65E+00
-2.73E+00
-2.73E+00
-2.65E+00
-2.73E+00
-2.65E+00
-2.73E+00
-2.65E+00
-2.65E+00
-2.65E+00
-2.65E+00
-2.65E+00
-2.73E+00
-2.65E+00
-2.57E+00
-2.65E+00
-2.65E+00
-2.73E+00
-2.65E+00
-2.57E+00
-2.57E+00
-2.65E+00
-2.65E+00
-2.57E+00
-2.57E+00
-2.57E+00
-2.57E+00
-2.57E+00
-2.57E+00
-2.57E+00
-2.65E+00
-2.49E+00
-2.49E+00
-2.57E+00
-2.57E+00
-2.49E+00
-2.49E+00
-2.49E+00
-2.49E+00
-2.49E+00
-2.41E+00
-2.41E+00
-2.49E+00
-2.57E+00
-2.41E+00
-2.41E+00
-2.41E+00
-2.41E+00
-2.33E+00
-2.41E+00
-2.33E+00
-2.41E+00
-2.41E+00
-2.33E+00
-2.41E+00
-2.33E+00
-2.33E+00
-2.33E+00
-2.33E+00
-2.33E+00
-2.33E+00
-2.33E+00
-2.33E+00
-2.25E+00
-2.33E+00
-2.25E+00
-2.25E+00
-2.33E+00
-2.25E+00
-2.25E+00
-2.17E+00
-2.25E+00
-2.25E+00
-2.17E+00
-2.09E+00
-2.17E+00
-2.17E+00
-2.09E+00
-2.17E+00
-2.09E+00
-2.09E+00
-2.09E+00
-2.09E+00
-2.09E+00
-2.01E+00
-2.09E+00
-2.01E+00
-2.01E+00
-2.09E+00
-2.01E+00
-2.01E+00
-1.93E+00
-1.93E+00
-2.01E+00
-1.93E+00
-1.93E+00
-2.01E+00
-1.85E+00
-1.85E+00
-1.85E+00
-1.85E+00
-1.93E+00
-1.85E+00
-1.85E+00
-1.77E+00
-1.77E+00
-1.69E+00
-1.77E+00
-1.77E+00
-1.77E+00
-1.77E+00
-1.69E+00
-1.69E+00
-1.69E+00
-1.61E+00
-1.61E+00
-1.69E+00
-1.69E+00
-1.61E+00
-1.69E+00
-1.53E+00
-1.61E+00
-1.53E+00
-1.53E+00
-1.53E+00
-1.53E+00
-1.53E+00
-1.53E+00
-1.45E+00
-1.45E+00
-1.37E+00
-1.45E+00
-1.45E+00
-1.45E+00
-1.37E+00
-1.29E+00
-1.37E+00
-1.37E+00
-1.37E+00
-1.29E+00
-1.29E+00
-1.29E+00
-1.29E+00
-1.29E+00
-1.29E+00
-1.21E+00
-1.21E+00
-1.21E+00
-1.13E+00
-1.21E+00
-1.13E+00
-1.13E+00
-1.13E+00
-1.05E+00
-1.13E+00
-1.05E+00
-1.05E+00
-1.05E+00
-9.65E-01
-1.05E+00
-9.65E-01
-9.65E-01
-9.65E-01
-9.65E-01
-8.84E-01
-8.84E-01
-8.84E-01
-8.84E-01
-8.04E-01
-8.04E-01
-8.04E-01
-8.04E-01
-7.24E-01
-8.04E-01
-7.24E-01
-7.24E-01
-7.24E-01
-6.43E-01
-6.43E-01
-6.43E-01
-6.43E-01
-5.63E-01
-6.43E-01
-6.43E-01
-6.43E-01
-5.63E-01
-5.63E-01
-5.63E-01
-4.82E-01
-5.63E-01
-4.82E-01
-4.82E-01
-4.02E-01
-4.82E-01
-4.82E-01
-4.82E-01
-3.22E-01
-4.02E-01
-4.02E-01
-3.22E-01
-3.22E-01
-3.22E-01
-4.02E-01
-2.41E-01
-2.41E-01
-3.22E-01
-1.61E-01
-2.41E-01
-2.41E-01
-1.61E-01
-8.04E-02
-1.61E-01
-1.61E-01
-8.04E-02
0.00E+00
-8.04E-02
-8.04E-02
-8.04E-02
-8.04E-02
-8.04E-02
0.00E+00];

%scatter(x,y,'filled')
%hold on
%scatter(x,y,'filled')
plot(t,x)
hold on
plot(t,y)
grid on
xlabel('Tiempo (s)') 
ylabel('Voltaje (V)')

%xticks([0 0.45 0.5 0.55 0.6 0.65 0.7 0.75 0.8 1])
%xticklabels({'0','0.45','0.5','0.55','0.6','0.65','0.7','0.75','0.8','1'})
yticks([-3 -2.73 -2 -1 0 0.643 1 2 3])
